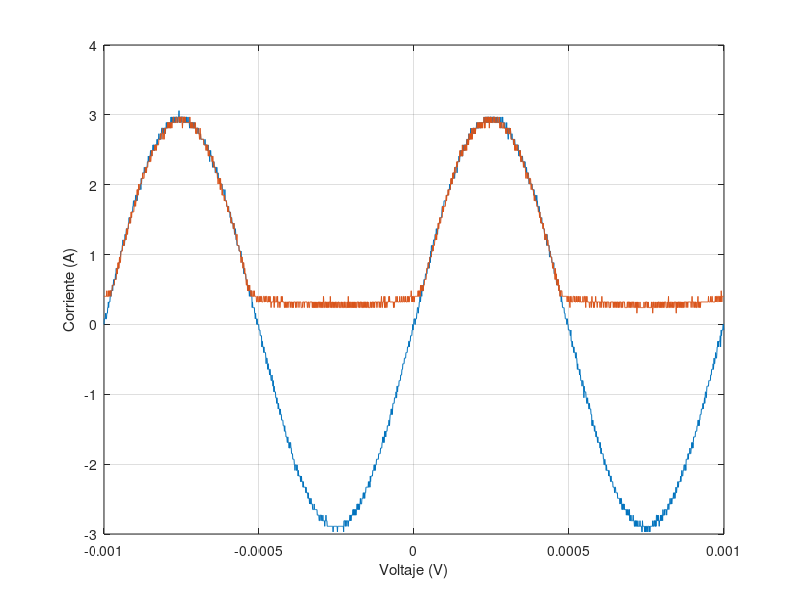

The MATLAB source for this figure:
t=[-1.00E-03
-9.99E-04
-9.98E-04
-9.97E-04
-9.96E-04
-9.95E-04
-9.94E-04
-9.93E-04
-9.92E-04
-9.91E-04
-9.90E-04
-9.89E-04
-9.88E-04
-9.87E-04
-9.86E-04
-9.85E-04
-9.84E-04
-9.83E-04
-9.82E-04
-9.81E-04
-9.80E-04
-9.79E-04
-9.78E-04
-9.77E-04
-9.76E-04
-9.75E-04
-9.74E-04
-9.73E-04
-9.72E-04
-9.71E-04
-9.70E-04
-9.69E-04
-9.68E-04
-9.67E-04
-9.66E-04
-9.65E-04
-9.64E-04
-9.63E-04
-9.62E-04
-9.61E-04
-9.60E-04
-9.59E-04
-9.58E-04
-9.57E-04
-9.56E-04
-9.55E-04
-9.54E-04
-9.53E-04
-9.52E-04
-9.51E-04
-9.50E-04
-9.49E-04
-9.48E-04
-9.47E-04
-9.46E-04
-9.45E-04
-9.44E-04
-9.43E-04
-9.42E-04
-9.41E-04
-9.40E-04
-9.39E-04
-9.38E-04
-9.37E-04
-9.36E-04
-9.35E-04
-9.34E-04
-9.33E-04
-9.32E-04
-9.31E-04
-9.30E-04
-9.29E-04
-9.28E-04
-9.27E-04
-9.26E-04
-9.25E-04
-9.24E-04
-9.23E-04
-9.22E-04
-9.21E-04
-9.20E-04
-9.19E-04
-9.18E-04
-9.17E-04
-9.16E-04
-9.15E-04
-9.14E-04
-9.13E-04
-9.12E-04
-9.11E-04
-9.10E-04
-9.09E-04
-9.08E-04
-9.07E-04
-9.06E-04
-9.05E-04
-9.04E-04
-9.03E-04
-9.02E-04
-9.01E-04
-9.00E-04
-8.99E-04
-8.98E-04
-8.97E-04
-8.96E-04
-8.95E-04
-8.94E-04
-8.93E-04
-8.92E-04
-8.91E-04
-8.90E-04
-8.89E-04
-8.88E-04
-8.87E-04
-8.86E-04
-8.85E-04
-8.84E-04
-8.83E-04
-8.82E-04
-8.81E-04
-8.80E-04
-8.79E-04
-8.78E-04
-8.77E-04
-8.76E-04
-8.75E-04
-8.74E-04
-8.73E-04
-8.72E-04
-8.71E-04
-8.70E-04
-8.69E-04
-8.68E-04
-8.67E-04
-8.66E-04
-8.65E-04
-8.64E-04
-8.63E-04
-8.62E-04
-8.61E-04
-8.60E-04
-8.59E-04
-8.58E-04
-8.57E-04
-8.56E-04
-8.55E-04
-8.54E-04
-8.53E-04
-8.52E-04
-8.51E-04
-8.50E-04
-8.49E-04
-8.48E-04
-8.47E-04
-8.46E-04
-8.45E-04
-8.44E-04
-8.43E-04
-8.42E-04
-8.41E-04
-8.40E-04
-8.39E-04
-8.38E-04
-8.37E-04
-8.36E-04
-8.35E-04
-8.34E-04
-8.33E-04
-8.32E-04
-8.31E-04
-8.30E-04
-8.29E-04
-8.28E-04
-8.27E-04
-8.26E-04
-8.25E-04
-8.24E-04
-8.23E-04
-8.22E-04
-8.21E-04
-8.20E-04
-8.19E-04
-8.18E-04
-8.17E-04
-8.16E-04
-8.15E-04
-8.14E-04
-8.13E-04
-8.12E-04
-8.11E-04
-8.10E-04
-8.09E-04
-8.08E-04
-8.07E-04
-8.06E-04
-8.05E-04
-8.04E-04
-8.03E-04
-8.02E-04
-8.01E-04
-8.00E-04
-7.99E-04
-7.98E-04
-7.97E-04
-7.96E-04
-7.95E-04
-7.94E-04
-7.93E-04
-7.92E-04
-7.91E-04
-7.90E-04
-7.89E-04
-7.88E-04
-7.87E-04
-7.86E-04
-7.85E-04
-7.84E-04
-7.83E-04
-7.82E-04
-7.81E-04
-7.80E-04
-7.79E-04
-7.78E-04
-7.77E-04
-7.76E-04
-7.75E-04
-7.74E-04
-7.73E-04
-7.72E-04
-7.71E-04
-7.70E-04
-7.69E-04
-7.68E-04
-7.67E-04
-7.66E-04
-7.65E-04
-7.64E-04
-7.63E-04
-7.62E-04
-7.61E-04
-7.60E-04
-7.59E-04
-7.58E-04
-7.57E-04
-7.56E-04
-7.55E-04
-7.54E-04
-7.53E-04
-7.52E-04
-7.51E-04
-7.50E-04
-7.49E-04
-7.48E-04
-7.47E-04
-7.46E-04
-7.45E-04
-7.44E-04
-7.43E-04
-7.42E-04
-7.41E-04
-7.40E-04
-7.39E-04
-7.38E-04
-7.37E-04
-7.36E-04
-7.35E-04
-7.34E-04
-7.33E-04
-7.32E-04
-7.31E-04
-7.30E-04
-7.29E-04
-7.28E-04
-7.27E-04
-7.26E-04
-7.25E-04
-7.24E-04
-7.23E-04
-7.22E-04
-7.21E-04
-7.20E-04
-7.19E-04
-7.18E-04
-7.17E-04
-7.16E-04
-7.15E-04
-7.14E-04
-7.13E-04
-7.12E-04
-7.11E-04
-7.10E-04
-7.09E-04
-7.08E-04
-7.07E-04
-7.06E-04
-7.05E-04
-7.04E-04
-7.03E-04
-7.02E-04
-7.01E-04
-7.00E-04
-6.99E-04
-6.98E-04
-6.97E-04
-6.96E-04
-6.95E-04
-6.94E-04
-6.93E-04
-6.92E-04
-6.91E-04
-6.90E-04
-6.89E-04
-6.88E-04
-6.87E-04
-6.86E-04
-6.85E-04
-6.84E-04
-6.83E-04
-6.82E-04
-6.81E-04
-6.80E-04
-6.79E-04
-6.78E-04
-6.77E-04
-6.76E-04
-6.75E-04
-6.74E-04
-6.73E-04
-6.72E-04
-6.71E-04
-6.70E-04
-6.69E-04
-6.68E-04
-6.67E-04
-6.66E-04
-6.65E-04
-6.64E-04
-6.63E-04
-6.62E-04
-6.61E-04
-6.60E-04
-6.59E-04
-6.58E-04
-6.57E-04
-6.56E-04
-6.55E-04
-6.54E-04
-6.53E-04
-6.52E-04
-6.51E-04
-6.50E-04
-6.49E-04
-6.48E-04
-6.47E-04
-6.46E-04
-6.45E-04
-6.44E-04
-6.43E-04
-6.42E-04
-6.41E-04
-6.40E-04
-6.39E-04
-6.38E-04
-6.37E-04
-6.36E-04
-6.35E-04
-6.34E-04
-6.33E-04
-6.32E-04
-6.31E-04
-6.30E-04
-6.29E-04
-6.28E-04
-6.27E-04
-6.26E-04
-6.25E-04
-6.24E-04
-6.23E-04
-6.22E-04
-6.21E-04
-6.20E-04
-6.19E-04
-6.18E-04
-6.17E-04
-6.16E-04
-6.15E-04
-6.14E-04
-6.13E-04
-6.12E-04
-6.11E-04
-6.10E-04
-6.09E-04
-6.08E-04
-6.07E-04
-6.06E-04
-6.05E-04
-6.04E-04
-6.03E-04
-6.02E-04
-6.01E-04
-6.00E-04
-5.99E-04
-5.98E-04
-5.97E-04
-5.96E-04
-5.95E-04
-5.94E-04
-5.93E-04
-5.92E-04
-5.91E-04
-5.90E-04
-5.89E-04
-5.88E-04
-5.87E-04
-5.86E-04
-5.85E-04
-5.84E-04
-5.83E-04
-5.82E-04
-5.81E-04
-5.80E-04
-5.79E-04
-5.78E-04
-5.77E-04
-5.76E-04
-5.75E-04
-5.74E-04
-5.73E-04
-5.72E-04
-5.71E-04
-5.70E-04
-5.69E-04
-5.68E-04
-5.67E-04
-5.66E-04
-5.65E-04
-5.64E-04
-5.63E-04
-5.62E-04
-5.61E-04
-5.60E-04
-5.59E-04
-5.58E-04
-5.57E-04
-5.56E-04
-5.55E-04
-5.54E-04
-5.53E-04
-5.52E-04
-5.51E-04
-5.50E-04
-5.49E-04
-5.48E-04
-5.47E-04
-5.46E-04
-5.45E-04
-5.44E-04
-5.43E-04
-5.42E-04
-5.41E-04
-5.40E-04
-5.39E-04
-5.38E-04
-5.37E-04
-5.36E-04
-5.35E-04
-5.34E-04
-5.33E-04
-5.32E-04
-5.31E-04
-5.30E-04
-5.29E-04
-5.28E-04
-5.27E-04
-5.26E-04
-5.25E-04
-5.24E-04
-5.23E-04
-5.22E-04
-5.21E-04
-5.20E-04
-5.19E-04
-5.18E-04
-5.17E-04
-5.16E-04
-5.15E-04
-5.14E-04
-5.13E-04
-5.12E-04
-5.11E-04
-5.10E-04
-5.09E-04
-5.08E-04
-5.07E-04
-5.06E-04
-5.05E-04
-5.04E-04
-5.03E-04
-5.02E-04
-5.01E-04
-5.00E-04
-4.99E-04
-4.98E-04
-4.97E-04
-4.96E-04
-4.95E-04
-4.94E-04
-4.93E-04
-4.92E-04
-4.91E-04
-4.90E-04
-4.89E-04
-4.88E-04
-4.87E-04
-4.86E-04
-4.85E-04
-4.84E-04
-4.83E-04
-4.82E-04
-4.81E-04
-4.80E-04
-4.79E-04
-4.78E-04
-4.77E-04
-4.76E-04
-4.75E-04
-4.74E-04
-4.73E-04
-4.72E-04
-4.71E-04
-4.70E-04
-4.69E-04
-4.68E-04
-4.67E-04
-4.66E-04
-4.65E-04
-4.64E-04
-4.63E-04
-4.62E-04
-4.61E-04
-4.60E-04
-4.59E-04
-4.58E-04
-4.57E-04
-4.56E-04
-4.55E-04
-4.54E-04
-4.53E-04
-4.52E-04
-4.51E-04
-4.50E-04
-4.49E-04
-4.48E-04
-4.47E-04
-4.46E-04
-4.45E-04
-4.44E-04
-4.43E-04
-4.42E-04
-4.41E-04
-4.40E-04
-4.39E-04
-4.38E-04
-4.37E-04
-4.36E-04
-4.35E-04
-4.34E-04
-4.33E-04
-4.32E-04
-4.31E-04
-4.30E-04
-4.29E-04
-4.28E-04
-4.27E-04
-4.26E-04
-4.25E-04
-4.24E-04
-4.23E-04
-4.22E-04
-4.21E-04
-4.20E-04
-4.19E-04
-4.18E-04
-4.17E-04
-4.16E-04
-4.15E-04
-4.14E-04
-4.13E-04
-4.12E-04
-4.11E-04
-4.10E-04
-4.09E-04
-4.08E-04
-4.07E-04
-4.06E-04
-4.05E-04
-4.04E-04
-4.03E-04
-4.02E-04
-4.01E-04
-4.00E-04
-3.99E-04
-3.98E-04
-3.97E-04
-3.96E-04
-3.95E-04
-3.94E-04
-3.93E-04
-3.92E-04
-3.91E-04
-3.90E-04
-3.89E-04
-3.88E-04
-3.87E-04
-3.86E-04
-3.85E-04
-3.84E-04
-3.83E-04
-3.82E-04
-3.81E-04
-3.80E-04
-3.79E-04
-3.78E-04
-3.77E-04
-3.76E-04
-3.75E-04
-3.74E-04
-3.73E-04
-3.72E-04
-3.71E-04
-3.70E-04
-3.69E-04
-3.68E-04
-3.67E-04
-3.66E-04
-3.65E-04
-3.64E-04
-3.63E-04
-3.62E-04
-3.61E-04
-3.60E-04
-3.59E-04
-3.58E-04
-3.57E-04
-3.56E-04
-3.55E-04
-3.54E-04
-3.53E-04
-3.52E-04
-3.51E-04
-3.50E-04
-3.49E-04
-3.48E-04
-3.47E-04
-3.46E-04
-3.45E-04
-3.44E-04
-3.43E-04
-3.42E-04
-3.41E-04
-3.40E-04
-3.39E-04
-3.38E-04
-3.37E-04
-3.36E-04
-3.35E-04
-3.34E-04
-3.33E-04
-3.32E-04
-3.31E-04
-3.30E-04
-3.29E-04
-3.28E-04
-3.27E-04
-3.26E-04
-3.25E-04
-3.24E-04
-3.23E-04
-3.22E-04
-3.21E-04
-3.20E-04
-3.19E-04
-3.18E-04
-3.17E-04
-3.16E-04
-3.15E-04
-3.14E-04
-3.13E-04
-3.12E-04
-3.11E-04
-3.10E-04
-3.09E-04
-3.08E-04
-3.07E-04
-3.06E-04
-3.05E-04
-3.04E-04
-3.03E-04
-3.02E-04
-3.01E-04
-3.00E-04
-2.99E-04
-2.98E-04
-2.97E-04
-2.96E-04
-2.95E-04
-2.94E-04
-2.93E-04
-2.92E-04
-2.91E-04
-2.90E-04
-2.89E-04
-2.88E-04
-2.87E-04
-2.86E-04
-2.85E-04
-2.84E-04
-2.83E-04
-2.82E-04
-2.81E-04
-2.80E-04
-2.79E-04
-2.78E-04
-2.77E-04
-2.76E-04
-2.75E-04
-2.74E-04
-2.73E-04
-2.72E-04
-2.71E-04
-2.70E-04
-2.69E-04
-2.68E-04
-2.67E-04
-2.66E-04
-2.65E-04
-2.64E-04
-2.63E-04
-2.62E-04
-2.61E-04
-2.60E-04
-2.59E-04
-2.58E-04
-2.57E-04
-2.56E-04
-2.55E-04
-2.54E-04
-2.53E-04
-2.52E-04
-2.51E-04
-2.50E-04
-2.49E-04
-2.48E-04
-2.47E-04
-2.46E-04
-2.45E-04
-2.44E-04
-2.43E-04
-2.42E-04
-2.41E-04
-2.40E-04
-2.39E-04
-2.38E-04
-2.37E-04
-2.36E-04
-2.35E-04
-2.34E-04
-2.33E-04
-2.32E-04
-2.31E-04
-2.30E-04
-2.29E-04
-2.28E-04
-2.27E-04
-2.26E-04
-2.25E-04
-2.24E-04
-2.23E-04
-2.22E-04
-2.21E-04
-2.20E-04
-2.19E-04
-2.18E-04
-2.17E-04
-2.16E-04
-2.15E-04
-2.14E-04
-2.13E-04
-2.12E-04
-2.11E-04
-2.10E-04
-2.09E-04
-2.08E-04
-2.07E-04
-2.06E-04
-2.05E-04
-2.04E-04
-2.03E-04
-2.02E-04
-2.01E-04
-2.00E-04
-1.99E-04
-1.98E-04
-1.97E-04
-1.96E-04
-1.95E-04
-1.94E-04
-1.93E-04
-1.92E-04
-1.91E-04
-1.90E-04
-1.89E-04
-1.88E-04
-1.87E-04
-1.86E-04
-1.85E-04
-1.84E-04
-1.83E-04
-1.82E-04
-1.81E-04
-1.80E-04
-1.79E-04
-1.78E-04
-1.77E-04
-1.76E-04
-1.75E-04
-1.74E-04
-1.73E-04
-1.72E-04
-1.71E-04
-1.70E-04
-1.69E-04
-1.68E-04
-1.67E-04
-1.66E-04
-1.65E-04
-1.64E-04
-1.63E-04
-1.62E-04
-1.61E-04
-1.60E-04
-1.59E-04
-1.58E-04
-1.57E-04
-1.56E-04
-1.55E-04
-1.54E-04
-1.53E-04
-1.52E-04
-1.51E-04
-1.50E-04
-1.49E-04
-1.48E-04
-1.47E-04
-1.46E-04
-1.45E-04
-1.44E-04
-1.43E-04
-1.42E-04
-1.41E-04
-1.40E-04
-1.39E-04
-1.38E-04
-1.37E-04
-1.36E-04
-1.35E-04
-1.34E-04
-1.33E-04
-1.32E-04
-1.31E-04
-1.30E-04
-1.29E-04
-1.28E-04
-1.27E-04
-1.26E-04
-1.25E-04
-1.24E-04
-1.23E-04
-1.22E-04
-1.21E-04
-1.20E-04
-1.19E-04
-1.18E-04
-1.17E-04
-1.16E-04
-1.15E-04
-1.14E-04
-1.13E-04
-1.12E-04
-1.11E-04
-1.10E-04
-1.09E-04
-1.08E-04
-1.07E-04
-1.06E-04
-1.05E-04
-1.04E-04
-1.03E-04
-1.02E-04
-1.01E-04
-1.00E-04
-9.90E-05
-9.80E-05
-9.70E-05
-9.60E-05
-9.50E-05
-9.40E-05
-9.30E-05
-9.20E-05
-9.10E-05
-9.00E-05
-8.90E-05
-8.80E-05
-8.70E-05
-8.60E-05
-8.50E-05
-8.40E-05
-8.30E-05
-8.20E-05
-8.10E-05
-8.00E-05
-7.90E-05
-7.80E-05
-7.70E-05
-7.60E-05
-7.50E-05
-7.40E-05
-7.30E-05
-7.20E-05
-7.10E-05
-7.00E-05
-6.90E-05
-6.80E-05
-6.70E-05
-6.60E-05
-6.50E-05
-6.40E-05
-6.30E-05
-6.20E-05
-6.10E-05
-6.00E-05
-5.90E-05
-5.80E-05
-5.70E-05
-5.60E-05
-5.50E-05
-5.40E-05
-5.30E-05
-5.20E-05
-5.10E-05
-5.00E-05
-4.90E-05
-4.80E-05
-4.70E-05
-4.60E-05
-4.50E-05
-4.40E-05
-4.30E-05
-4.20E-05
-4.10E-05
-4.00E-05
-3.90E-05
-3.80E-05
-3.70E-05
-3.60E-05
-3.50E-05
-3.40E-05
-3.30E-05
-3.20E-05
-3.10E-05
-3.00E-05
-2.90E-05
-2.80E-05
-2.70E-05
-2.60E-05
-2.50E-05
-2.40E-05
-2.30E-05
-2.20E-05
-2.10E-05
-2.00E-05
-1.90E-05
-1.80E-05
-1.70E-05
-1.60E-05
-1.50E-05
-1.40E-05
-1.30E-05
-1.20E-05
-1.10E-05
-1.00E-05
-9.00E-06
-8.00E-06
-7.00E-06
-6.00E-06
-5.00E-06
-4.00E-06
-3.00E-06
-2.00E-06
-1.00E-06
0.00E+00
1.00E-06
2.00E-06
3.00E-06
4.00E-06
5.00E-06
6.00E-06
7.00E-06
8.00E-06
9.00E-06
1.00E-05
1.10E-05
1.20E-05
1.30E-05
1.40E-05
1.50E-05
1.60E-05
1.70E-05
1.80E-05
1.90E-05
2.00E-05
2.10E-05
2.20E-05
2.30E-05
2.40E-05
2.50E-05
2.60E-05
2.70E-05
2.80E-05
2.90E-05
3.00E-05
3.10E-05
3.20E-05
3.30E-05
3.40E-05
3.50E-05
3.60E-05
3.70E-05
3.80E-05
3.90E-05
4.00E-05
4.10E-05
4.20E-05
4.30E-05
4.40E-05
4.50E-05
4.60E-05
4.70E-05
4.80E-05
4.90E-05
5.00E-05
5.10E-05
5.20E-05
5.30E-05
5.40E-05
5.50E-05
5.60E-05
5.70E-05
5.80E-05
5.90E-05
6.00E-05
6.10E-05
6.20E-05
6.30E-05
6.40E-05
6.50E-05
6.60E-05
6.70E-05
6.80E-05
6.90E-05
7.00E-05
7.10E-05
7.20E-05
7.30E-05
7.40E-05
7.50E-05
7.60E-05
7.70E-05
7.80E-05
7.90E-05
8.00E-05
8.10E-05
8.20E-05
8.30E-05
8.40E-05
8.50E-05
8.60E-05
8.70E-05
8.80E-05
8.90E-05
9.00E-05
9.10E-05
9.20E-05
9.30E-05
9.40E-05
9.50E-05
9.60E-05
9.70E-05
9.80E-05
9.90E-05
1.00E-04
1.01E-04
1.02E-04
1.03E-04
1.04E-04
1.05E-04
1.06E-04
1.07E-04
1.08E-04
1.09E-04
1.10E-04
1.11E-04
1.12E-04
1.13E-04
1.14E-04
1.15E-04
1.16E-04
1.17E-04
1.18E-04
1.19E-04
1.20E-04
1.21E-04
1.22E-04
1.23E-04
1.24E-04
1.25E-04
1.26E-04
1.27E-04
1.28E-04
1.29E-04
1.30E-04
1.31E-04
1.32E-04
1.33E-04
1.34E-04
1.35E-04
1.36E-04
1.37E-04
1.38E-04
1.39E-04
1.40E-04
1.41E-04
1.42E-04
1.43E-04
1.44E-04
1.45E-04
1.46E-04
1.47E-04
1.48E-04
1.49E-04
1.50E-04
1.51E-04
1.52E-04
1.53E-04
1.54E-04
1.55E-04
1.56E-04
1.57E-04
1.58E-04
1.59E-04
1.60E-04
1.61E-04
1.62E-04
1.63E-04
1.64E-04
1.65E-04
1.66E-04
1.67E-04
1.68E-04
1.69E-04
1.70E-04
1.71E-04
1.72E-04
1.73E-04
1.74E-04
1.75E-04
1.76E-04
1.77E-04
1.78E-04
1.79E-04
1.80E-04
1.81E-04
1.82E-04
1.83E-04
1.84E-04
1.85E-04
1.86E-04
1.87E-04
1.88E-04
1.89E-04
1.90E-04
1.91E-04
1.92E-04
1.93E-04
1.94E-04
1.95E-04
1.96E-04
1.97E-04
1.98E-04
1.99E-04
2.00E-04
2.01E-04
2.02E-04
2.03E-04
2.04E-04
2.05E-04
2.06E-04
2.07E-04
2.08E-04
2.09E-04
2.10E-04
2.11E-04
2.12E-04
2.13E-04
2.14E-04
2.15E-04
2.16E-04
2.17E-04
2.18E-04
2.19E-04
2.20E-04
2.21E-04
2.22E-04
2.23E-04
2.24E-04
2.25E-04
2.26E-04
2.27E-04
2.28E-04
2.29E-04
2.30E-04
2.31E-04
2.32E-04
2.33E-04
2.34E-04
2.35E-04
2.36E-04
2.37E-04
2.38E-04
2.39E-04
2.40E-04
2.41E-04
2.42E-04
2.43E-04
2.44E-04
2.45E-04
2.46E-04
2.47E-04
2.48E-04
2.49E-04
2.50E-04
2.51E-04
2.52E-04
2.53E-04
2.54E-04
2.55E-04
2.56E-04
2.57E-04
2.58E-04
2.59E-04
2.60E-04
2.61E-04
2.62E-04
2.63E-04
2.64E-04
2.65E-04
2.66E-04
2.67E-04
2.68E-04
2.69E-04
2.70E-04
2.71E-04
2.72E-04
2.73E-04
2.74E-04
2.75E-04
2.76E-04
2.77E-04
2.78E-04
2.79E-04
2.80E-04
2.81E-04
2.82E-04
2.83E-04
2.84E-04
2.85E-04
2.86E-04
2.87E-04
2.88E-04
2.89E-04
2.90E-04
2.91E-04
2.92E-04
2.93E-04
2.94E-04
2.95E-04
2.96E-04
2.97E-04
2.98E-04
2.99E-04
3.00E-04
3.01E-04
3.02E-04
3.03E-04
3.04E-04
3.05E-04
3.06E-04
3.07E-04
3.08E-04
3.09E-04
3.10E-04
3.11E-04
3.12E-04
3.13E-04
3.14E-04
3.15E-04
3.16E-04
3.17E-04
3.18E-04
3.19E-04
3.20E-04
3.21E-04
3.22E-04
3.23E-04
3.24E-04
3.25E-04
3.26E-04
3.27E-04
3.28E-04
3.29E-04
3.30E-04
3.31E-04
3.32E-04
3.33E-04
3.34E-04
3.35E-04
3.36E-04
3.37E-04
3.38E-04
3.39E-04
3.40E-04
3.41E-04
3.42E-04
3.43E-04
3.44E-04
3.45E-04
3.46E-04
3.47E-04
3.48E-04
3.49E-04
3.50E-04
3.51E-04
3.52E-04
3.53E-04
3.54E-04
3.55E-04
3.56E-04
3.57E-04
3.58E-04
3.59E-04
3.60E-04
3.61E-04
3.62E-04
3.63E-04
3.64E-04
3.65E-04
3.66E-04
3.67E-04
3.68E-04
3.69E-04
3.70E-04
3.71E-04
3.72E-04
3.73E-04
3.74E-04
3.75E-04
3.76E-04
3.77E-04
3.78E-04
3.79E-04
3.80E-04
3.81E-04
3.82E-04
3.83E-04
3.84E-04
3.85E-04
3.86E-04
3.87E-04
3.88E-04
3.89E-04
3.90E-04
3.91E-04
3.92E-04
3.93E-04
3.94E-04
3.95E-04
3.96E-04
3.97E-04
3.98E-04
3.99E-04
4.00E-04
4.01E-04
4.02E-04
4.03E-04
4.04E-04
4.05E-04
4.06E-04
4.07E-04
4.08E-04
4.09E-04
4.10E-04
4.11E-04
4.12E-04
4.13E-04
4.14E-04
4.15E-04
4.16E-04
4.17E-04
4.18E-04
4.19E-04
4.20E-04
4.21E-04
4.22E-04
4.23E-04
4.24E-04
4.25E-04
4.26E-04
4.27E-04
4.28E-04
4.29E-04
4.30E-04
4.31E-04
4.32E-04
4.33E-04
4.34E-04
4.35E-04
4.36E-04
4.37E-04
4.38E-04
4.39E-04
4.40E-04
4.41E-04
4.42E-04
4.43E-04
4.44E-04
4.45E-04
4.46E-04
4.47E-04
4.48E-04
4.49E-04
4.50E-04
4.51E-04
4.52E-04
4.53E-04
4.54E-04
4.55E-04
4.56E-04
4.57E-04
4.58E-04
4.59E-04
4.60E-04
4.61E-04
4.62E-04
4.63E-04
4.64E-04
4.65E-04
4.66E-04
4.67E-04
4.68E-04
4.69E-04
4.70E-04
4.71E-04
4.72E-04
4.73E-04
4.74E-04
4.75E-04
4.76E-04
4.77E-04
4.78E-04
4.79E-04
4.80E-04
4.81E-04
4.82E-04
4.83E-04
4.84E-04
4.85E-04
4.86E-04
4.87E-04
4.88E-04
4.89E-04
4.90E-04
4.91E-04
4.92E-04
4.93E-04
4.94E-04
4.95E-04
4.96E-04
4.97E-04
4.98E-04
4.99E-04
5.00E-04
5.01E-04
5.02E-04
5.03E-04
5.04E-04
5.05E-04
5.06E-04
5.07E-04
5.08E-04
5.09E-04
5.10E-04
5.11E-04
5.12E-04
5.13E-04
5.14E-04
5.15E-04
5.16E-04
5.17E-04
5.18E-04
5.19E-04
5.20E-04
5.21E-04
5.22E-04
5.23E-04
5.24E-04
5.25E-04
5.26E-04
5.27E-04
5.28E-04
5.29E-04
5.30E-04
5.31E-04
5.32E-04
5.33E-04
5.34E-04
5.35E-04
5.36E-04
5.37E-04
5.38E-04
5.39E-04
5.40E-04
5.41E-04
5.42E-04
5.43E-04
5.44E-04
5.45E-04
5.46E-04
5.47E-04
5.48E-04
5.49E-04
5.50E-04
5.51E-04
5.52E-04
5.53E-04
5.54E-04
5.55E-04
5.56E-04
5.57E-04
5.58E-04
5.59E-04
5.60E-04
5.61E-04
5.62E-04
5.63E-04
5.64E-04
5.65E-04
5.66E-04
5.67E-04
5.68E-04
5.69E-04
5.70E-04
5.71E-04
5.72E-04
5.73E-04
5.74E-04
5.75E-04
5.76E-04
5.77E-04
5.78E-04
5.79E-04
5.80E-04
5.81E-04
5.82E-04
5.83E-04
5.84E-04
5.85E-04
5.86E-04
5.87E-04
5.88E-04
5.89E-04
5.90E-04
5.91E-04
5.92E-04
5.93E-04
5.94E-04
5.95E-04
5.96E-04
5.97E-04
5.98E-04
5.99E-04
6.00E-04
6.01E-04
6.02E-04
6.03E-04
6.04E-04
6.05E-04
6.06E-04
6.07E-04
6.08E-04
6.09E-04
6.10E-04
6.11E-04
6.12E-04
6.13E-04
6.14E-04
6.15E-04
6.16E-04
6.17E-04
6.18E-04
6.19E-04
6.20E-04
6.21E-04
6.22E-04
6.23E-04
6.24E-04
6.25E-04
6.26E-04
6.27E-04
6.28E-04
6.29E-04
6.30E-04
6.31E-04
6.32E-04
6.33E-04
6.34E-04
6.35E-04
6.36E-04
6.37E-04
6.38E-04
6.39E-04
6.40E-04
6.41E-04
6.42E-04
6.43E-04
6.44E-04
6.45E-04
6.46E-04
6.47E-04
6.48E-04
6.49E-04
6.50E-04
6.51E-04
6.52E-04
6.53E-04
6.54E-04
6.55E-04
6.56E-04
6.57E-04
6.58E-04
6.59E-04
6.60E-04
6.61E-04
6.62E-04
6.63E-04
6.64E-04
6.65E-04
6.66E-04
6.67E-04
6.68E-04
6.69E-04
6.70E-04
6.71E-04
6.72E-04
6.73E-04
6.74E-04
6.75E-04
6.76E-04
6.77E-04
6.78E-04
6.79E-04
6.80E-04
6.81E-04
6.82E-04
6.83E-04
6.84E-04
6.85E-04
6.86E-04
6.87E-04
6.88E-04
6.89E-04
6.90E-04
6.91E-04
6.92E-04
6.93E-04
6.94E-04
6.95E-04
6.96E-04
6.97E-04
6.98E-04
6.99E-04
7.00E-04
7.01E-04
7.02E-04
7.03E-04
7.04E-04
7.05E-04
7.06E-04
7.07E-04
7.08E-04
7.09E-04
7.10E-04
7.11E-04
7.12E-04
7.13E-04
7.14E-04
7.15E-04
7.16E-04
7.17E-04
7.18E-04
7.19E-04
7.20E-04
7.21E-04
7.22E-04
7.23E-04
7.24E-04
7.25E-04
7.26E-04
7.27E-04
7.28E-04
7.29E-04
7.30E-04
7.31E-04
7.32E-04
7.33E-04
7.34E-04
7.35E-04
7.36E-04
7.37E-04
7.38E-04
7.39E-04
7.40E-04
7.41E-04
7.42E-04
7.43E-04
7.44E-04
7.45E-04
7.46E-04
7.47E-04
7.48E-04
7.49E-04
7.50E-04
7.51E-04
7.52E-04
7.53E-04
7.54E-04
7.55E-04
7.56E-04
7.57E-04
7.58E-04
7.59E-04
7.60E-04
7.61E-04
7.62E-04
7.63E-04
7.64E-04
7.65E-04
7.66E-04
7.67E-04
7.68E-04
7.69E-04
7.70E-04
7.71E-04
7.72E-04
7.73E-04
7.74E-04
7.75E-04
7.76E-04
7.77E-04
7.78E-04
7.79E-04
7.80E-04
7.81E-04
7.82E-04
7.83E-04
7.84E-04
7.85E-04
7.86E-04
7.87E-04
7.88E-04
7.89E-04
7.90E-04
7.91E-04
7.92E-04
7.93E-04
7.94E-04
7.95E-04
7.96E-04
7.97E-04
7.98E-04
7.99E-04
8.00E-04
8.01E-04
8.02E-04
8.03E-04
8.04E-04
8.05E-04
8.06E-04
8.07E-04
8.08E-04
8.09E-04
8.10E-04
8.11E-04
8.12E-04
8.13E-04
8.14E-04
8.15E-04
8.16E-04
8.17E-04
8.18E-04
8.19E-04
8.20E-04
8.21E-04
8.22E-04
8.23E-04
8.24E-04
8.25E-04
8.26E-04
8.27E-04
8.28E-04
8.29E-04
8.30E-04
8.31E-04
8.32E-04
8.33E-04
8.34E-04
8.35E-04
8.36E-04
8.37E-04
8.38E-04
8.39E-04
8.40E-04
8.41E-04
8.42E-04
8.43E-04
8.44E-04
8.45E-04
8.46E-04
8.47E-04
8.48E-04
8.49E-04
8.50E-04
8.51E-04
8.52E-04
8.53E-04
8.54E-04
8.55E-04
8.56E-04
8.57E-04
8.58E-04
8.59E-04
8.60E-04
8.61E-04
8.62E-04
8.63E-04
8.64E-04
8.65E-04
8.66E-04
8.67E-04
8.68E-04
8.69E-04
8.70E-04
8.71E-04
8.72E-04
8.73E-04
8.74E-04
8.75E-04
8.76E-04
8.77E-04
8.78E-04
8.79E-04
8.80E-04
8.81E-04
8.82E-04
8.83E-04
8.84E-04
8.85E-04
8.86E-04
8.87E-04
8.88E-04
8.89E-04
8.90E-04
8.91E-04
8.92E-04
8.93E-04
8.94E-04
8.95E-04
8.96E-04
8.97E-04
8.98E-04
8.99E-04
9.00E-04
9.01E-04
9.02E-04
9.03E-04
9.04E-04
9.05E-04
9.06E-04
9.07E-04
9.08E-04
9.09E-04
9.10E-04
9.11E-04
9.12E-04
9.13E-04
9.14E-04
9.15E-04
9.16E-04
9.17E-04
9.18E-04
9.19E-04
9.20E-04
9.21E-04
9.22E-04
9.23E-04
9.24E-04
9.25E-04
9.26E-04
9.27E-04
9.28E-04
9.29E-04
9.30E-04
9.31E-04
9.32E-04
9.33E-04
9.34E-04
9.35E-04
9.36E-04
9.37E-04
9.38E-04
9.39E-04
9.40E-04
9.41E-04
9.42E-04
9.43E-04
9.44E-04
9.45E-04
9.46E-04
9.47E-04
9.48E-04
9.49E-04
9.50E-04
9.51E-04
9.52E-04
9.53E-04
9.54E-04
9.55E-04
9.56E-04
9.57E-04
9.58E-04
9.59E-04
9.60E-04
9.61E-04
9.62E-04
9.63E-04
9.64E-04
9.65E-04
9.66E-04
9.67E-04
9.68E-04
9.69E-04
9.70E-04
9.71E-04
9.72E-04
9.73E-04
9.74E-04
9.75E-04
9.76E-04
9.77E-04
9.78E-04
9.79E-04
9.80E-04
9.81E-04
9.82E-04
9.83E-04
9.84E-04
9.85E-04
9.86E-04
9.87E-04
9.88E-04
9.89E-04
9.90E-04
9.91E-04
9.92E-04
9.93E-04
9.94E-04
9.95E-04
9.96E-04
9.97E-04
9.98E-04
9.99E-04];
x=[0.00E+00
8.04E-02
8.04E-02
8.04E-02
8.04E-02
1.61E-01
8.04E-02
8.04E-02
8.04E-02
1.61E-01
1.61E-01
1.61E-01
2.41E-01
2.41E-01
3.22E-01
2.41E-01
3.22E-01
3.22E-01
3.22E-01
3.22E-01
4.02E-01
4.82E-01
4.02E-01
4.02E-01
4.82E-01
4.82E-01
4.82E-01
5.63E-01
4.82E-01
5.63E-01
5.63E-01
6.43E-01
5.63E-01
5.63E-01
6.43E-01
6.43E-01
6.43E-01
7.24E-01
6.43E-01
8.04E-01
8.04E-01
7.24E-01
8.04E-01
7.24E-01
8.04E-01
8.04E-01
8.04E-01
8.04E-01
8.84E-01
8.84E-01
8.84E-01
9.65E-01
9.65E-01
9.65E-01
1.05E+00
1.05E+00
1.05E+00
1.05E+00
1.05E+00
1.13E+00
1.13E+00
1.21E+00
1.13E+00
1.13E+00
1.13E+00
1.13E+00
1.13E+00
1.21E+00
1.29E+00
1.21E+00
1.21E+00
1.29E+00
1.37E+00
1.37E+00
1.29E+00
1.37E+00
1.37E+00
1.37E+00
1.37E+00
1.45E+00
1.45E+00
1.53E+00
1.45E+00
1.53E+00
1.45E+00
1.53E+00
1.53E+00
1.53E+00
1.53E+00
1.61E+00
1.61E+00
1.61E+00
1.61E+00
1.69E+00
1.69E+00
1.77E+00
1.77E+00
1.69E+00
1.77E+00
1.77E+00
1.77E+00
1.77E+00
1.85E+00
1.85E+00
1.77E+00
1.85E+00
1.85E+00
1.77E+00
1.85E+00
1.85E+00
1.93E+00
1.93E+00
1.93E+00
1.93E+00
1.93E+00
1.93E+00
1.93E+00
2.01E+00
2.01E+00
1.93E+00
2.09E+00
2.01E+00
2.09E+00
2.09E+00
2.09E+00
2.17E+00
2.17E+00
2.17E+00
2.17E+00
2.17E+00
2.25E+00
2.17E+00
2.17E+00
2.25E+00
2.17E+00
2.25E+00
2.17E+00
2.25E+00
2.25E+00
2.25E+00
2.33E+00
2.33E+00
2.33E+00
2.41E+00
2.33E+00
2.41E+00
2.33E+00
2.41E+00
2.41E+00
2.41E+00
2.49E+00
2.41E+00
2.41E+00
2.49E+00
2.41E+00
2.49E+00
2.49E+00
2.49E+00
2.57E+00
2.49E+00
2.57E+00
2.57E+00
2.57E+00
2.49E+00
2.49E+00
2.57E+00
2.57E+00
2.57E+00
2.57E+00
2.57E+00
2.57E+00
2.65E+00
2.57E+00
2.65E+00
2.65E+00
2.65E+00
2.65E+00
2.73E+00
2.65E+00
2.65E+00
2.65E+00
2.65E+00
2.73E+00
2.65E+00
2.65E+00
2.73E+00
2.81E+00
2.81E+00
2.81E+00
2.81E+00
2.73E+00
2.81E+00
2.81E+00
2.73E+00
2.81E+00
2.81E+00
2.81E+00
2.81E+00
2.73E+00
2.81E+00
2.81E+00
2.89E+00
2.81E+00
2.89E+00
2.81E+00
2.89E+00
2.89E+00
2.89E+00
2.89E+00
2.89E+00
2.89E+00
2.89E+00
2.89E+00
2.81E+00
2.89E+00
2.89E+00
2.97E+00
2.89E+00
2.97E+00
2.89E+00
2.97E+00
2.89E+00
2.89E+00
2.97E+00
2.89E+00
2.97E+00
2.89E+00
2.89E+00
2.97E+00
2.97E+00
2.97E+00
2.89E+00
2.89E+00
2.97E+00
2.97E+00
2.97E+00
2.97E+00
2.89E+00
2.89E+00
2.97E+00
2.97E+00
2.97E+00
3.06E+00
2.89E+00
2.97E+00
2.97E+00
2.89E+00
2.97E+00
2.97E+00
2.89E+00
2.97E+00
2.97E+00
2.97E+00
2.97E+00
2.97E+00
2.97E+00
2.89E+00
2.97E+00
2.89E+00
2.97E+00
2.89E+00
2.89E+00
2.89E+00
2.97E+00
2.89E+00
2.97E+00
2.97E+00
2.89E+00
2.97E+00
2.89E+00
2.89E+00
2.89E+00
2.89E+00
2.89E+00
2.97E+00
2.89E+00
2.81E+00
2.89E+00
2.89E+00
2.89E+00
2.89E+00
2.89E+00
2.89E+00
2.81E+00
2.89E+00
2.89E+00
2.89E+00
2.81E+00
2.89E+00
2.89E+00
2.81E+00
2.81E+00
2.89E+00
2.81E+00
2.81E+00
2.81E+00
2.81E+00
2.81E+00
2.81E+00
2.81E+00
2.81E+00
2.81E+00
2.81E+00
2.73E+00
2.81E+00
2.81E+00
2.73E+00
2.73E+00
2.73E+00
2.73E+00
2.73E+00
2.73E+00
2.65E+00
2.65E+00
2.65E+00
2.65E+00
2.65E+00
2.65E+00
2.65E+00
2.65E+00
2.65E+00
2.65E+00
2.65E+00
2.57E+00
2.57E+00
2.57E+00
2.65E+00
2.57E+00
2.57E+00
2.57E+00
2.57E+00
2.57E+00
2.49E+00
2.49E+00
2.49E+00
2.49E+00
2.57E+00
2.49E+00
2.49E+00
2.49E+00
2.41E+00
2.33E+00
2.49E+00
2.41E+00
2.49E+00
2.41E+00
2.41E+00
2.41E+00
2.41E+00
2.41E+00
2.25E+00
2.33E+00
2.25E+00
2.33E+00
2.33E+00
2.33E+00
2.25E+00
2.25E+00
2.25E+00
2.17E+00
2.25E+00
2.25E+00
2.25E+00
2.17E+00
2.25E+00
2.17E+00
2.17E+00
2.09E+00
2.17E+00
2.09E+00
2.09E+00
2.09E+00
2.09E+00
2.01E+00
2.09E+00
2.01E+00
2.01E+00
2.01E+00
2.01E+00
2.01E+00
2.01E+00
2.01E+00
1.93E+00
1.93E+00
1.93E+00
1.93E+00
1.93E+00
1.85E+00
1.85E+00
1.77E+00
1.93E+00
1.77E+00
1.77E+00
1.77E+00
1.77E+00
1.77E+00
1.69E+00
1.69E+00
1.69E+00
1.69E+00
1.69E+00
1.61E+00
1.69E+00
1.61E+00
1.61E+00
1.61E+00
1.61E+00
1.53E+00
1.61E+00
1.53E+00
1.45E+00
1.53E+00
1.53E+00
1.45E+00
1.45E+00
1.45E+00
1.45E+00
1.37E+00
1.37E+00
1.45E+00
1.37E+00
1.29E+00
1.37E+00
1.29E+00
1.37E+00
1.29E+00
1.21E+00
1.21E+00
1.21E+00
1.13E+00
1.13E+00
1.13E+00
1.13E+00
1.13E+00
1.13E+00
1.13E+00
1.05E+00
1.05E+00
1.05E+00
1.05E+00
1.05E+00
9.65E-01
1.05E+00
9.65E-01
9.65E-01
8.84E-01
8.84E-01
8.84E-01
8.84E-01
8.84E-01
8.04E-01
7.24E-01
8.04E-01
7.24E-01
7.24E-01
7.24E-01
7.24E-01
7.24E-01
6.43E-01
6.43E-01
6.43E-01
5.63E-01
5.63E-01
5.63E-01
5.63E-01
5.63E-01
4.82E-01
5.63E-01
4.82E-01
4.02E-01
4.82E-01
4.82E-01
4.82E-01
4.02E-01
4.82E-01
4.82E-01
4.02E-01
4.02E-01
2.41E-01
3.22E-01
2.41E-01
2.41E-01
2.41E-01
2.41E-01
2.41E-01
2.41E-01
1.61E-01
1.61E-01
8.04E-02
1.61E-01
8.04E-02
8.04E-02
8.04E-02
0.00E+00
8.04E-02
0.00E+00
0.00E+00
0.00E+00
0.00E+00
0.00E+00
-8.04E-02
-8.04E-02
-8.04E-02
-8.04E-02
-1.61E-01
-1.61E-01
-1.61E-01
-1.61E-01
-1.61E-01
-3.22E-01
-2.41E-01
-2.41E-01
-3.22E-01
-3.22E-01
-3.22E-01
-4.02E-01
-3.22E-01
-4.02E-01
-4.02E-01
-4.02E-01
-4.02E-01
-4.02E-01
-4.82E-01
-5.63E-01
-4.82E-01
-4.82E-01
-4.82E-01
-5.63E-01
-6.43E-01
-5.63E-01
-5.63E-01
-6.43E-01
-6.43E-01
-6.43E-01
-7.24E-01
-6.43E-01
-6.43E-01
-7.24E-01
-7.24E-01
-8.04E-01
-8.04E-01
-8.04E-01
-7.24E-01
-8.04E-01
-8.04E-01
-8.84E-01
-8.04E-01
-8.84E-01
-9.65E-01
-8.84E-01
-9.65E-01
-9.65E-01
-9.65E-01
-9.65E-01
-1.05E+00
-1.05E+00
-1.05E+00
-1.13E+00
-1.05E+00
-1.13E+00
-1.13E+00
-1.13E+00
-1.21E+00
-1.13E+00
-1.21E+00
-1.21E+00
-1.21E+00
-1.29E+00
-1.29E+00
-1.21E+00
-1.29E+00
-1.29E+00
-1.29E+00
-1.37E+00
-1.37E+00
-1.37E+00
-1.37E+00
-1.37E+00
-1.45E+00
-1.45E+00
-1.45E+00
-1.45E+00
-1.53E+00
-1.45E+00
-1.53E+00
-1.53E+00
-1.53E+00
-1.61E+00
-1.61E+00
-1.61E+00
-1.61E+00
-1.69E+00
-1.69E+00
-1.61E+00
-1.69E+00
-1.69E+00
-1.69E+00
-1.77E+00
-1.69E+00
-1.77E+00
-1.77E+00
-1.69E+00
-1.69E+00
-1.77E+00
-1.77E+00
-1.85E+00
-1.85E+00
-1.85E+00
-1.85E+00
-1.93E+00
-1.93E+00
-1.93E+00
-1.93E+00
-1.93E+00
-2.01E+00
-2.01E+00
-2.09E+00
-2.01E+00
-2.01E+00
-2.01E+00
-2.01E+00
-2.09E+00
-2.09E+00
-2.01E+00
-2.09E+00
-2.09E+00
-2.17E+00
-2.09E+00
-2.17E+00
-2.17E+00
-2.17E+00
-2.17E+00
-2.17E+00
-2.17E+00
-2.25E+00
-2.17E+00
-2.25E+00
-2.17E+00
-2.25E+00
-2.25E+00
-2.25E+00
-2.25E+00
-2.33E+00
-2.25E+00
-2.33E+00
-2.33E+00
-2.33E+00
-2.33E+00
-2.33E+00
-2.33E+00
-2.33E+00
-2.41E+00
-2.33E+00
-2.41E+00
-2.41E+00
-2.41E+00
-2.41E+00
-2.41E+00
-2.49E+00
-2.41E+00
-2.49E+00
-2.49E+00
-2.49E+00
-2.57E+00
-2.49E+00
-2.49E+00
-2.57E+00
-2.57E+00
-2.49E+00
-2.57E+00
-2.57E+00
-2.57E+00
-2.57E+00
-2.65E+00
-2.65E+00
-2.65E+00
-2.65E+00
-2.65E+00
-2.57E+00
-2.65E+00
-2.65E+00
-2.65E+00
-2.65E+00
-2.65E+00
-2.65E+00
-2.65E+00
-2.65E+00
-2.65E+00
-2.73E+00
-2.73E+00
-2.73E+00
-2.73E+00
-2.73E+00
-2.73E+00
-2.81E+00
-2.81E+00
-2.73E+00
-2.73E+00
-2.73E+00
-2.73E+00
-2.81E+00
-2.73E+00
-2.73E+00
-2.81E+00
-2.81E+00
-2.81E+00
-2.73E+00
-2.81E+00
-2.81E+00
-2.81E+00
-2.81E+00
-2.81E+00
-2.89E+00
-2.81E+00
-2.81E+00
-2.81E+00
-2.73E+00
-2.81E+00
-2.81E+00
-2.81E+00
-2.89E+00
-2.89E+00
-2.89E+00
-2.89E+00
-2.89E+00
-2.89E+00
-2.89E+00
-2.89E+00
-2.89E+00
-2.89E+00
-2.89E+00
-2.89E+00
-2.89E+00
-2.89E+00
-2.89E+00
-2.89E+00
-2.89E+00
-2.89E+00
-2.89E+00
-2.97E+00
-2.89E+00
-2.89E+00
-2.89E+00
-2.89E+00
-2.89E+00
-2.89E+00
-2.89E+00
-2.89E+00
-2.89E+00
-2.89E+00
-2.89E+00
-2.89E+00
-2.89E+00
-2.97E+00
-2.89E+00
-2.89E+00
-2.89E+00
-2.89E+00
-2.89E+00
-2.89E+00
-2.89E+00
-2.89E+00
-2.89E+00
-2.89E+00
-2.89E+00
-2.89E+00
-2.89E+00
-2.89E+00
-2.89E+00
-2.89E+00
-2.89E+00
-2.89E+00
-2.89E+00
-2.97E+00
-2.81E+00
-2.81E+00
-2.81E+00
-2.81E+00
-2.89E+00
-2.81E+00
-2.81E+00
-2.89E+00
-2.81E+00
-2.81E+00
-2.81E+00
-2.81E+00
-2.81E+00
-2.89E+00
-2.89E+00
-2.81E+00
-2.81E+00
-2.81E+00
-2.81E+00
-2.73E+00
-2.73E+00
-2.81E+00
-2.73E+00
-2.81E+00
-2.73E+00
-2.73E+00
-2.73E+00
-2.73E+00
-2.73E+00
-2.65E+00
-2.73E+00
-2.65E+00
-2.73E+00
-2.65E+00
-2.73E+00
-2.65E+00
-2.65E+00
-2.73E+00
-2.65E+00
-2.73E+00
-2.65E+00
-2.65E+00
-2.57E+00
-2.57E+00
-2.65E+00
-2.57E+00
-2.57E+00
-2.65E+00
-2.57E+00
-2.65E+00
-2.65E+00
-2.57E+00
-2.57E+00
-2.49E+00
-2.57E+00
-2.57E+00
-2.57E+00
-2.57E+00
-2.49E+00
-2.49E+00
-2.49E+00
-2.49E+00
-2.41E+00
-2.41E+00
-2.49E+00
-2.41E+00
-2.41E+00
-2.49E+00
-2.41E+00
-2.41E+00
-2.41E+00
-2.33E+00
-2.33E+00
-2.33E+00
-2.33E+00
-2.33E+00
-2.33E+00
-2.33E+00
-2.33E+00
-2.25E+00
-2.33E+00
-2.33E+00
-2.25E+00
-2.25E+00
-2.33E+00
-2.17E+00
-2.25E+00
-2.17E+00
-2.17E+00
-2.17E+00
-2.17E+00
-2.17E+00
-2.17E+00
-2.09E+00
-2.09E+00
-2.09E+00
-2.09E+00
-2.01E+00
-2.01E+00
-2.09E+00
-2.01E+00
-2.09E+00
-2.01E+00
-2.01E+00
-2.01E+00
-1.93E+00
-1.93E+00
-1.93E+00
-1.93E+00
-1.93E+00
-1.93E+00
-1.93E+00
-1.85E+00
-1.85E+00
-1.85E+00
-1.85E+00
-1.85E+00
-1.85E+00
-1.77E+00
-1.77E+00
-1.77E+00
-1.77E+00
-1.77E+00
-1.69E+00
-1.69E+00
-1.61E+00
-1.69E+00
-1.69E+00
-1.61E+00
-1.69E+00
-1.69E+00
-1.53E+00
-1.53E+00
-1.61E+00
-1.53E+00
-1.61E+00
-1.53E+00
-1.53E+00
-1.53E+00
-1.53E+00
-1.45E+00
-1.45E+00
-1.45E+00
-1.45E+00
-1.45E+00
-1.37E+00
-1.37E+00
-1.45E+00
-1.37E+00
-1.29E+00
-1.29E+00
-1.29E+00
-1.21E+00
-1.21E+00
-1.29E+00
-1.21E+00
-1.29E+00
-1.21E+00
-1.13E+00
-1.13E+00
-1.13E+00
-1.13E+00
-1.13E+00
-1.05E+00
-1.05E+00
-1.05E+00
-1.05E+00
-1.05E+00
-9.65E-01
-1.05E+00
-1.05E+00
-8.84E-01
-8.84E-01
-9.65E-01
-8.84E-01
-8.84E-01
-8.84E-01
-8.84E-01
-8.04E-01
-8.04E-01
-8.04E-01
-8.04E-01
-8.04E-01
-7.24E-01
-7.24E-01
-7.24E-01
-7.24E-01
-6.43E-01
-6.43E-01
-6.43E-01
-5.63E-01
-5.63E-01
-5.63E-01
-5.63E-01
-5.63E-01
-4.82E-01
-4.82E-01
-4.82E-01
-4.82E-01
-4.82E-01
-4.02E-01
-4.02E-01
-4.02E-01
-4.02E-01
-4.02E-01
-3.22E-01
-3.22E-01
-3.22E-01
-3.22E-01
-2.41E-01
-2.41E-01
-3.22E-01
-2.41E-01
-2.41E-01
-2.41E-01
-1.61E-01
-1.61E-01
-1.61E-01
-1.61E-01
-1.61E-01
-8.04E-02
-8.04E-02
0.00E+00
-8.04E-02
0.00E+00
0.00E+00
8.04E-02
8.04E-02
8.04E-02
0.00E+00
0.00E+00
8.04E-02
8.04E-02
8.04E-02
8.04E-02
1.61E-01
1.61E-01
2.41E-01
2.41E-01
2.41E-01
1.61E-01
2.41E-01
2.41E-01
3.22E-01
3.22E-01
4.02E-01
4.02E-01
3.22E-01
4.02E-01
4.82E-01
4.82E-01
4.02E-01
5.63E-01
4.82E-01
4.82E-01
4.82E-01
4.82E-01
5.63E-01
6.43E-01
6.43E-01
6.43E-01
6.43E-01
6.43E-01
7.24E-01
7.24E-01
7.24E-01
7.24E-01
7.24E-01
7.24E-01
8.04E-01
8.04E-01
8.04E-01
8.84E-01
8.84E-01
8.84E-01
8.04E-01
8.84E-01
9.65E-01
9.65E-01
8.84E-01
1.05E+00
9.65E-01
1.13E+00
1.13E+00
1.05E+00
1.05E+00
1.13E+00
1.13E+00
1.13E+00
1.21E+00
1.21E+00
1.21E+00
1.21E+00
1.21E+00
1.29E+00
1.29E+00
1.29E+00
1.29E+00
1.37E+00
1.29E+00
1.37E+00
1.37E+00
1.29E+00
1.37E+00
1.37E+00
1.45E+00
1.45E+00
1.45E+00
1.45E+00
1.45E+00
1.53E+00
1.53E+00
1.53E+00
1.53E+00
1.53E+00
1.53E+00
1.61E+00
1.69E+00
1.69E+00
1.69E+00
1.69E+00
1.69E+00
1.69E+00
1.77E+00
1.77E+00
1.77E+00
1.77E+00
1.77E+00
1.77E+00
1.77E+00
1.77E+00
1.85E+00
1.85E+00
1.85E+00
1.85E+00
1.85E+00
1.85E+00
1.93E+00
1.93E+00
1.93E+00
1.93E+00
2.01E+00
1.93E+00
1.93E+00
2.01E+00
2.01E+00
2.01E+00
2.09E+00
2.01E+00
2.09E+00
2.09E+00
2.09E+00
2.09E+00
2.17E+00
2.17E+00
2.17E+00
2.17E+00
2.09E+00
2.17E+00
2.25E+00
2.25E+00
2.25E+00
2.25E+00
2.25E+00
2.25E+00
2.17E+00
2.25E+00
2.33E+00
2.33E+00
2.33E+00
2.33E+00
2.41E+00
2.33E+00
2.33E+00
2.41E+00
2.41E+00
2.49E+00
2.41E+00
2.49E+00
2.49E+00
2.49E+00
2.41E+00
2.41E+00
2.41E+00
2.57E+00
2.49E+00
2.49E+00
2.57E+00
2.49E+00
2.57E+00
2.57E+00
2.49E+00
2.57E+00
2.57E+00
2.57E+00
2.57E+00
2.65E+00
2.65E+00
2.65E+00
2.57E+00
2.65E+00
2.57E+00
2.65E+00
2.73E+00
2.65E+00
2.65E+00
2.65E+00
2.65E+00
2.73E+00
2.81E+00
2.73E+00
2.73E+00
2.81E+00
2.73E+00
2.73E+00
2.73E+00
2.81E+00
2.81E+00
2.81E+00
2.73E+00
2.81E+00
2.73E+00
2.81E+00
2.81E+00
2.73E+00
2.81E+00
2.81E+00
2.81E+00
2.89E+00
2.81E+00
2.89E+00
2.81E+00
2.81E+00
2.81E+00
2.81E+00
2.89E+00
2.81E+00
2.89E+00
2.89E+00
2.81E+00
2.81E+00
2.89E+00
2.89E+00
2.89E+00
2.89E+00
2.89E+00
2.89E+00
2.89E+00
2.89E+00
2.89E+00
2.89E+00
2.89E+00
2.97E+00
2.89E+00
2.89E+00
2.97E+00
2.89E+00
2.97E+00
2.97E+00
2.89E+00
2.97E+00
2.89E+00
2.97E+00
2.97E+00
2.89E+00
2.97E+00
2.89E+00
2.97E+00
2.97E+00
2.89E+00
2.89E+00
2.97E+00
2.97E+00
2.97E+00
2.97E+00
2.89E+00
2.97E+00
2.89E+00
2.97E+00
2.97E+00
2.89E+00
2.89E+00
2.97E+00
2.97E+00
2.97E+00
2.97E+00
2.89E+00
2.89E+00
2.89E+00
2.89E+00
2.97E+00
2.89E+00
2.89E+00
2.97E+00
2.89E+00
2.89E+00
2.89E+00
2.97E+00
2.89E+00
2.89E+00
2.89E+00
2.89E+00
2.89E+00
2.89E+00
2.97E+00
2.89E+00
2.89E+00
2.81E+00
2.89E+00
2.89E+00
2.97E+00
2.89E+00
2.97E+00
2.89E+00
2.89E+00
2.89E+00
2.89E+00
2.81E+00
2.81E+00
2.89E+00
2.81E+00
2.81E+00
2.81E+00
2.81E+00
2.81E+00
2.89E+00
2.73E+00
2.73E+00
2.81E+00
2.73E+00
2.65E+00
2.81E+00
2.81E+00
2.81E+00
2.81E+00
2.73E+00
2.73E+00
2.81E+00
2.73E+00
2.73E+00
2.65E+00
2.65E+00
2.73E+00
2.65E+00
2.65E+00
2.65E+00
2.65E+00
2.57E+00
2.65E+00
2.57E+00
2.65E+00
2.65E+00
2.57E+00
2.57E+00
2.57E+00
2.57E+00
2.57E+00
2.57E+00
2.57E+00
2.57E+00
2.49E+00
2.57E+00
2.57E+00
2.49E+00
2.41E+00
2.49E+00
2.41E+00
2.41E+00
2.49E+00
2.49E+00
2.41E+00
2.41E+00
2.33E+00
2.41E+00
2.33E+00
2.41E+00
2.41E+00
2.33E+00
2.33E+00
2.33E+00
2.25E+00
2.33E+00
2.33E+00
2.25E+00
2.33E+00
2.25E+00
2.25E+00
2.25E+00
2.17E+00
2.25E+00
2.17E+00
2.17E+00
2.17E+00
2.09E+00
2.17E+00
2.17E+00
2.09E+00
2.01E+00
2.01E+00
2.09E+00
2.09E+00
2.01E+00
2.01E+00
2.01E+00
2.01E+00
2.01E+00
2.01E+00
2.01E+00
1.93E+00
1.93E+00
1.93E+00
1.93E+00
1.85E+00
1.93E+00
1.85E+00
1.85E+00
1.77E+00
1.77E+00
1.85E+00
1.85E+00
1.77E+00
1.77E+00
1.85E+00
1.77E+00
1.77E+00
1.69E+00
1.69E+00
1.69E+00
1.61E+00
1.69E+00
1.69E+00
1.61E+00
1.61E+00
1.53E+00
1.53E+00
1.53E+00
1.45E+00
1.45E+00
1.53E+00
1.45E+00
1.45E+00
1.45E+00
1.45E+00
1.37E+00
1.37E+00
1.37E+00
1.37E+00
1.29E+00
1.29E+00
1.21E+00
1.29E+00
1.29E+00
1.29E+00
1.29E+00
1.13E+00
1.29E+00
1.21E+00
1.21E+00
1.13E+00
1.13E+00
1.13E+00
1.13E+00
1.13E+00
9.65E-01
9.65E-01
1.05E+00
1.05E+00
9.65E-01
9.65E-01
9.65E-01
9.65E-01
8.84E-01
8.84E-01
8.84E-01
8.84E-01
8.84E-01
8.04E-01
8.84E-01
7.24E-01
7.24E-01
7.24E-01
7.24E-01
7.24E-01
7.24E-01
7.24E-01
6.43E-01
5.63E-01
6.43E-01
5.63E-01
5.63E-01
6.43E-01
5.63E-01
5.63E-01
5.63E-01
4.82E-01
4.82E-01
4.82E-01
4.82E-01
4.02E-01
4.82E-01
4.02E-01
3.22E-01
4.02E-01
3.22E-01
3.22E-01
2.41E-01
2.41E-01
2.41E-01
2.41E-01
2.41E-01
2.41E-01
1.61E-01
1.61E-01
1.61E-01
8.04E-02
8.04E-02
8.04E-02
8.04E-02
8.04E-02
0.00E+00
8.04E-02
8.04E-02
0.00E+00
0.00E+00
-8.04E-02
-8.04E-02
-8.04E-02
-8.04E-02
-8.04E-02
-8.04E-02
-1.61E-01
-1.61E-01
-8.04E-02
-2.41E-01
-2.41E-01
-2.41E-01
-3.22E-01
-2.41E-01
-3.22E-01
-3.22E-01
-3.22E-01
-4.02E-01
-3.22E-01
-4.02E-01
-4.02E-01
-4.02E-01
-4.02E-01
-4.82E-01
-4.82E-01
-4.02E-01
-4.82E-01
-4.82E-01
-5.63E-01
-6.43E-01
-5.63E-01
-6.43E-01
-6.43E-01
-6.43E-01
-6.43E-01
-6.43E-01
-7.24E-01
-6.43E-01
-7.24E-01
-7.24E-01
-8.04E-01
-8.04E-01
-8.04E-01
-8.04E-01
-8.84E-01
-8.04E-01
-8.04E-01
-8.04E-01
-8.84E-01
-8.84E-01
-1.05E+00
-8.84E-01
-9.65E-01
-9.65E-01
-9.65E-01
-9.65E-01
-9.65E-01
-1.05E+00
-1.05E+00
-1.13E+00
-1.13E+00
-1.13E+00
-1.05E+00
-1.13E+00
-1.13E+00
-1.13E+00
-1.21E+00
-1.21E+00
-1.13E+00
-1.21E+00
-1.21E+00
-1.21E+00
-1.21E+00
-1.29E+00
-1.29E+00
-1.29E+00
-1.45E+00
-1.37E+00
-1.45E+00
-1.37E+00
-1.45E+00
-1.45E+00
-1.45E+00
-1.45E+00
-1.53E+00
-1.45E+00
-1.53E+00
-1.53E+00
-1.53E+00
-1.61E+00
-1.53E+00
-1.61E+00
-1.61E+00
-1.61E+00
-1.69E+00
-1.61E+00
-1.69E+00
-1.69E+00
-1.69E+00
-1.69E+00
-1.69E+00
-1.69E+00
-1.77E+00
-1.69E+00
-1.77E+00
-1.85E+00
-1.77E+00
-1.85E+00
-1.85E+00
-1.85E+00
-1.85E+00
-1.85E+00
-1.85E+00
-1.93E+00
-1.93E+00
-2.01E+00
-2.01E+00
-1.93E+00
-1.93E+00
-2.01E+00
-2.01E+00
-2.01E+00
-2.09E+00
-2.01E+00
-2.09E+00
-2.09E+00
-2.09E+00
-2.09E+00
-2.09E+00
-2.09E+00
-2.17E+00
-2.09E+00
-2.17E+00
-2.17E+00
-2.17E+00
-2.17E+00
-2.25E+00
-2.17E+00
-2.17E+00
-2.25E+00
-2.25E+00
-2.25E+00
-2.25E+00
-2.25E+00
-2.33E+00
-2.33E+00
-2.33E+00
-2.33E+00
-2.33E+00
-2.41E+00
-2.33E+00
-2.33E+00
-2.33E+00
-2.41E+00
-2.41E+00
-2.41E+00
-2.41E+00
-2.41E+00
-2.41E+00
-2.49E+00
-2.49E+00
-2.49E+00
-2.49E+00
-2.49E+00
-2.49E+00
-2.49E+00
-2.57E+00
-2.57E+00
-2.49E+00
-2.57E+00
-2.49E+00
-2.49E+00
-2.57E+00
-2.65E+00
-2.57E+00
-2.65E+00
-2.65E+00
-2.57E+00
-2.57E+00
-2.65E+00
-2.57E+00
-2.65E+00
-2.65E+00
-2.65E+00
-2.65E+00
-2.65E+00
-2.65E+00
-2.73E+00
-2.65E+00
-2.65E+00
-2.73E+00
-2.65E+00
-2.73E+00
-2.73E+00
-2.73E+00
-2.65E+00
-2.73E+00
-2.65E+00
-2.81E+00
-2.73E+00
-2.81E+00
-2.81E+00
-2.73E+00
-2.81E+00
-2.81E+00
-2.81E+00
-2.81E+00
-2.81E+00
-2.81E+00
-2.73E+00
-2.81E+00
-2.81E+00
-2.81E+00
-2.89E+00
-2.89E+00
-2.81E+00
-2.89E+00
-2.81E+00
-2.81E+00
-2.89E+00
-2.81E+00
-2.89E+00
-2.89E+00
-2.89E+00
-2.81E+00
-2.89E+00
-2.89E+00
-2.89E+00
-2.89E+00
-2.89E+00
-2.89E+00
-2.81E+00
-2.89E+00
-2.89E+00
-2.89E+00
-2.89E+00
-2.89E+00
-2.97E+00
-2.97E+00
-2.81E+00
-2.89E+00
-2.89E+00
-2.89E+00
-2.89E+00
-2.89E+00
-2.89E+00
-2.97E+00
-2.89E+00
-2.89E+00
-2.97E+00
-2.89E+00
-2.97E+00
-2.89E+00
-2.89E+00
-2.89E+00
-2.89E+00
-2.97E+00
-2.89E+00
-2.89E+00
-2.89E+00
-2.89E+00
-2.97E+00
-2.89E+00
-2.97E+00
-2.89E+00
-2.89E+00
-2.89E+00
-2.89E+00
-2.89E+00
-2.89E+00
-2.89E+00
-2.89E+00
-2.81E+00
-2.89E+00
-2.89E+00
-2.89E+00
-2.81E+00
-2.81E+00
-2.81E+00
-2.89E+00
-2.81E+00
-2.89E+00
-2.81E+00
-2.89E+00
-2.73E+00
-2.73E+00
-2.81E+00
-2.81E+00
-2.73E+00
-2.81E+00
-2.73E+00
-2.81E+00
-2.81E+00
-2.89E+00
-2.81E+00
-2.81E+00
-2.81E+00
-2.73E+00
-2.81E+00
-2.73E+00
-2.81E+00
-2.73E+00
-2.73E+00
-2.73E+00
-2.81E+00
-2.65E+00
-2.73E+00
-2.73E+00
-2.73E+00
-2.73E+00
-2.65E+00
-2.73E+00
-2.65E+00
-2.65E+00
-2.65E+00
-2.65E+00
-2.65E+00
-2.73E+00
-2.65E+00
-2.65E+00
-2.65E+00
-2.57E+00
-2.57E+00
-2.57E+00
-2.65E+00
-2.57E+00
-2.57E+00
-2.57E+00
-2.49E+00
-2.57E+00
-2.57E+00
-2.57E+00
-2.49E+00
-2.57E+00
-2.57E+00
-2.49E+00
-2.49E+00
-2.49E+00
-2.49E+00
-2.41E+00
-2.49E+00
-2.49E+00
-2.41E+00
-2.41E+00
-2.49E+00
-2.41E+00
-2.41E+00
-2.33E+00
-2.41E+00
-2.41E+00
-2.33E+00
-2.33E+00
-2.33E+00
-2.25E+00
-2.33E+00
-2.33E+00
-2.25E+00
-2.25E+00
-2.25E+00
-2.25E+00
-2.25E+00
-2.25E+00
-2.17E+00
-2.25E+00
-2.17E+00
-2.17E+00
-2.09E+00
-2.17E+00
-2.17E+00
-2.17E+00
-2.09E+00
-2.09E+00
-2.09E+00
-2.01E+00
-2.01E+00
-2.01E+00
-2.09E+00
-2.01E+00
-2.01E+00
-2.09E+00
-1.93E+00
-1.93E+00
-1.93E+00
-1.93E+00
-1.93E+00
-1.93E+00
-1.85E+00
-1.93E+00
-1.85E+00
-1.85E+00
-1.85E+00
-1.85E+00
-1.77E+00
-1.85E+00
-1.85E+00
-1.85E+00
-1.77E+00
-1.77E+00
-1.69E+00
-1.77E+00
-1.77E+00
-1.69E+00
-1.77E+00
-1.69E+00
-1.61E+00
-1.61E+00
-1.61E+00
-1.61E+00
-1.61E+00
-1.61E+00
-1.53E+00
-1.53E+00
-1.53E+00
-1.53E+00
-1.53E+00
-1.45E+00
-1.45E+00
-1.45E+00
-1.37E+00
-1.37E+00
-1.45E+00
-1.37E+00
-1.45E+00
-1.37E+00
-1.37E+00
-1.29E+00
-1.29E+00
-1.29E+00
-1.29E+00
-1.21E+00
-1.21E+00
-1.21E+00
-1.21E+00
-1.21E+00
-1.13E+00
-1.21E+00
-1.13E+00
-1.13E+00
-1.13E+00
-1.05E+00
-1.13E+00
-1.05E+00
-9.65E-01
-9.65E-01
-1.05E+00
-1.05E+00
-9.65E-01
-8.84E-01
-8.84E-01
-8.84E-01
-8.84E-01
-8.84E-01
-8.84E-01
-8.04E-01
-8.04E-01
-8.04E-01
-8.04E-01
-8.04E-01
-8.04E-01
-7.24E-01
-7.24E-01
-7.24E-01
-6.43E-01
-6.43E-01
-6.43E-01
-6.43E-01
-6.43E-01
-5.63E-01
-6.43E-01
-5.63E-01
-4.82E-01
-5.63E-01
-5.63E-01
-4.82E-01
-4.82E-01
-4.02E-01
-4.82E-01
-4.82E-01
-4.82E-01
-4.02E-01
-3.22E-01
-3.22E-01
-2.41E-01
-3.22E-01
-2.41E-01
-3.22E-01
-2.41E-01
-2.41E-01
-2.41E-01
-2.41E-01
-1.61E-01
-3.22E-01
-1.61E-01
-8.04E-02
-1.61E-01
-8.04E-02
-8.04E-02
-8.04E-02
-8.04E-02
0.00E+00
0.00E+00
-8.04E-02];
y=[4.02E-01
4.02E-01
4.02E-01
4.02E-01
4.02E-01
4.02E-01
4.02E-01
4.02E-01
4.02E-01
4.82E-01
4.02E-01
4.02E-01
4.02E-01
4.02E-01
4.82E-01
4.02E-01
4.82E-01
4.02E-01
4.82E-01
4.82E-01
4.82E-01
4.82E-01
4.02E-01
4.82E-01
4.82E-01
4.82E-01
4.82E-01
5.63E-01
5.63E-01
5.63E-01
5.63E-01
5.63E-01
5.63E-01
5.63E-01
6.43E-01
6.43E-01
6.43E-01
6.43E-01
6.43E-01
6.43E-01
7.24E-01
8.04E-01
7.24E-01
7.24E-01
8.04E-01
8.84E-01
8.04E-01
8.84E-01
8.04E-01
8.84E-01
9.65E-01
8.84E-01
8.84E-01
8.84E-01
9.65E-01
1.05E+00
1.05E+00
1.05E+00
1.05E+00
1.05E+00
1.13E+00
1.13E+00
1.13E+00
1.13E+00
1.21E+00
1.13E+00
1.21E+00
1.21E+00
1.21E+00
1.21E+00
1.29E+00
1.21E+00
1.29E+00
1.37E+00
1.29E+00
1.37E+00
1.29E+00
1.37E+00
1.37E+00
1.45E+00
1.45E+00
1.45E+00
1.45E+00
1.53E+00
1.45E+00
1.45E+00
1.45E+00
1.61E+00
1.61E+00
1.53E+00
1.61E+00
1.61E+00
1.61E+00
1.61E+00
1.61E+00
1.61E+00
1.61E+00
1.69E+00
1.69E+00
1.77E+00
1.77E+00
1.77E+00
1.69E+00
1.77E+00
1.77E+00
1.77E+00
1.85E+00
1.93E+00
1.85E+00
1.93E+00
1.85E+00
1.93E+00
2.01E+00
1.93E+00
1.93E+00
1.93E+00
2.01E+00
2.01E+00
2.01E+00
2.01E+00
2.01E+00
2.09E+00
2.09E+00
2.09E+00
2.09E+00
2.17E+00
2.09E+00
2.09E+00
2.09E+00
2.09E+00
2.17E+00
2.17E+00
2.17E+00
2.25E+00
2.25E+00
2.17E+00
2.25E+00
2.17E+00
2.25E+00
2.25E+00
2.25E+00
2.25E+00
2.33E+00
2.33E+00
2.33E+00
2.33E+00
2.33E+00
2.33E+00
2.41E+00
2.41E+00
2.33E+00
2.33E+00
2.41E+00
2.49E+00
2.49E+00
2.41E+00
2.49E+00
2.49E+00
2.49E+00
2.49E+00
2.49E+00
2.49E+00
2.49E+00
2.49E+00
2.57E+00
2.49E+00
2.57E+00
2.57E+00
2.57E+00
2.49E+00
2.57E+00
2.57E+00
2.57E+00
2.57E+00
2.57E+00
2.57E+00
2.57E+00
2.65E+00
2.65E+00
2.65E+00
2.65E+00
2.65E+00
2.73E+00
2.65E+00
2.73E+00
2.73E+00
2.73E+00
2.73E+00
2.73E+00
2.81E+00
2.65E+00
2.73E+00
2.73E+00
2.73E+00
2.65E+00
2.73E+00
2.81E+00
2.73E+00
2.81E+00
2.81E+00
2.81E+00
2.81E+00
2.81E+00
2.81E+00
2.81E+00
2.89E+00
2.81E+00
2.89E+00
2.81E+00
2.89E+00
2.89E+00
2.81E+00
2.89E+00
2.89E+00
2.89E+00
2.81E+00
2.81E+00
2.89E+00
2.89E+00
2.81E+00
2.89E+00
2.89E+00
2.89E+00
2.97E+00
2.97E+00
2.89E+00
2.89E+00
2.89E+00
2.89E+00
2.89E+00
2.89E+00
2.89E+00
2.97E+00
2.89E+00
2.89E+00
2.89E+00
2.89E+00
2.89E+00
2.89E+00
2.97E+00
2.97E+00
2.97E+00
2.97E+00
2.89E+00
2.97E+00
2.97E+00
2.97E+00
2.89E+00
2.97E+00
2.97E+00
2.97E+00
2.97E+00
2.89E+00
2.81E+00
2.89E+00
2.97E+00
2.89E+00
2.97E+00
2.97E+00
2.97E+00
2.97E+00
2.89E+00
2.97E+00
2.89E+00
2.89E+00
2.89E+00
2.89E+00
2.89E+00
2.89E+00
2.89E+00
2.89E+00
2.89E+00
2.89E+00
2.89E+00
2.89E+00
2.89E+00
2.89E+00
2.97E+00
2.89E+00
2.81E+00
2.89E+00
2.81E+00
2.89E+00
2.89E+00
2.81E+00
2.81E+00
2.89E+00
2.89E+00
2.81E+00
2.81E+00
2.81E+00
2.81E+00
2.81E+00
2.89E+00
2.89E+00
2.89E+00
2.73E+00
2.81E+00
2.73E+00
2.73E+00
2.81E+00
2.81E+00
2.81E+00
2.81E+00
2.73E+00
2.73E+00
2.73E+00
2.73E+00
2.65E+00
2.65E+00
2.81E+00
2.73E+00
2.73E+00
2.65E+00
2.65E+00
2.65E+00
2.65E+00
2.65E+00
2.65E+00
2.65E+00
2.65E+00
2.65E+00
2.57E+00
2.57E+00
2.57E+00
2.57E+00
2.57E+00
2.57E+00
2.57E+00
2.49E+00
2.57E+00
2.57E+00
2.57E+00
2.49E+00
2.57E+00
2.57E+00
2.41E+00
2.41E+00
2.49E+00
2.49E+00
2.49E+00
2.41E+00
2.41E+00
2.41E+00
2.41E+00
2.41E+00
2.41E+00
2.41E+00
2.33E+00
2.33E+00
2.33E+00
2.41E+00
2.33E+00
2.25E+00
2.33E+00
2.25E+00
2.25E+00
2.25E+00
2.25E+00
2.25E+00
2.17E+00
2.17E+00
2.17E+00
2.17E+00
2.17E+00
2.17E+00
2.09E+00
2.09E+00
2.01E+00
2.09E+00
2.09E+00
2.09E+00
2.01E+00
2.09E+00
2.09E+00
1.93E+00
2.09E+00
1.93E+00
2.01E+00
2.01E+00
2.01E+00
1.85E+00
1.93E+00
1.85E+00
1.85E+00
1.85E+00
1.85E+00
1.85E+00
1.77E+00
1.85E+00
1.77E+00
1.77E+00
1.77E+00
1.77E+00
1.77E+00
1.77E+00
1.69E+00
1.69E+00
1.69E+00
1.61E+00
1.69E+00
1.69E+00
1.61E+00
1.61E+00
1.61E+00
1.61E+00
1.61E+00
1.61E+00
1.53E+00
1.53E+00
1.45E+00
1.53E+00
1.45E+00
1.45E+00
1.45E+00
1.45E+00
1.45E+00
1.37E+00
1.37E+00
1.45E+00
1.37E+00
1.37E+00
1.29E+00
1.29E+00
1.29E+00
1.29E+00
1.29E+00
1.21E+00
1.21E+00
1.29E+00
1.13E+00
1.13E+00
1.13E+00
1.13E+00
1.13E+00
1.13E+00
1.05E+00
1.05E+00
1.05E+00
1.05E+00
1.05E+00
9.65E-01
8.84E-01
9.65E-01
9.65E-01
9.65E-01
9.65E-01
8.84E-01
8.04E-01
8.84E-01
8.84E-01
8.84E-01
8.04E-01
7.24E-01
8.04E-01
7.24E-01
7.24E-01
7.24E-01
6.43E-01
5.63E-01
5.63E-01
6.43E-01
6.43E-01
4.82E-01
5.63E-01
4.82E-01
4.82E-01
4.82E-01
5.63E-01
4.82E-01
5.63E-01
4.82E-01
4.82E-01
4.82E-01
4.02E-01
4.82E-01
4.82E-01
4.02E-01
4.02E-01
4.02E-01
4.02E-01
4.82E-01
4.02E-01
4.02E-01
4.02E-01
4.82E-01
4.02E-01
4.02E-01
4.02E-01
4.02E-01
4.02E-01
4.02E-01
3.22E-01
3.22E-01
3.22E-01
4.02E-01
4.02E-01
3.22E-01
3.22E-01
3.22E-01
4.02E-01
4.02E-01
3.22E-01
3.22E-01
4.02E-01
4.02E-01
3.22E-01
4.02E-01
4.02E-01
3.22E-01
3.22E-01
3.22E-01
3.22E-01
3.22E-01
4.02E-01
4.02E-01
4.02E-01
4.02E-01
3.22E-01
3.22E-01
4.02E-01
4.02E-01
3.22E-01
4.02E-01
4.02E-01
4.02E-01
3.22E-01
3.22E-01
3.22E-01
3.22E-01
4.02E-01
3.22E-01
3.22E-01
4.02E-01
3.22E-01
3.22E-01
4.02E-01
3.22E-01
3.22E-01
2.41E-01
3.22E-01
3.22E-01
3.22E-01
3.22E-01
3.22E-01
3.22E-01
3.22E-01
4.02E-01
3.22E-01
2.41E-01
3.22E-01
4.02E-01
3.22E-01
3.22E-01
3.22E-01
3.22E-01
3.22E-01
3.22E-01
4.02E-01
3.22E-01
4.02E-01
2.41E-01
3.22E-01
3.22E-01
3.22E-01
3.22E-01
3.22E-01
2.41E-01
2.41E-01
3.22E-01
3.22E-01
3.22E-01
4.02E-01
3.22E-01
3.22E-01
4.02E-01
3.22E-01
3.22E-01
3.22E-01
3.22E-01
3.22E-01
3.22E-01
2.41E-01
2.41E-01
3.22E-01
2.41E-01
3.22E-01
3.22E-01
3.22E-01
2.41E-01
2.41E-01
3.22E-01
3.22E-01
2.41E-01
2.41E-01
3.22E-01
3.22E-01
3.22E-01
3.22E-01
3.22E-01
3.22E-01
2.41E-01
3.22E-01
3.22E-01
3.22E-01
3.22E-01
2.41E-01
2.41E-01
3.22E-01
2.41E-01
3.22E-01
2.41E-01
3.22E-01
3.22E-01
3.22E-01
3.22E-01
3.22E-01
3.22E-01
2.41E-01
3.22E-01
3.22E-01
3.22E-01
2.41E-01
3.22E-01
3.22E-01
3.22E-01
3.22E-01
3.22E-01
3.22E-01
2.41E-01
3.22E-01
3.22E-01
3.22E-01
3.22E-01
3.22E-01
3.22E-01
2.41E-01
2.41E-01
2.41E-01
2.41E-01
2.41E-01
3.22E-01
3.22E-01
3.22E-01
3.22E-01
3.22E-01
2.41E-01
3.22E-01
3.22E-01
3.22E-01
3.22E-01
3.22E-01
3.22E-01
3.22E-01
3.22E-01
3.22E-01
2.41E-01
2.41E-01
3.22E-01
3.22E-01
3.22E-01
2.41E-01
2.41E-01
2.41E-01
3.22E-01
3.22E-01
3.22E-01
3.22E-01
3.22E-01
3.22E-01
3.22E-01
3.22E-01
2.41E-01
3.22E-01
2.41E-01
3.22E-01
2.41E-01
2.41E-01
3.22E-01
2.41E-01
3.22E-01
2.41E-01
3.22E-01
2.41E-01
2.41E-01
3.22E-01
2.41E-01
2.41E-01
3.22E-01
2.41E-01
2.41E-01
2.41E-01
3.22E-01
3.22E-01
3.22E-01
3.22E-01
2.41E-01
3.22E-01
3.22E-01
2.41E-01
2.41E-01
2.41E-01
3.22E-01
2.41E-01
2.41E-01
3.22E-01
2.41E-01
2.41E-01
4.02E-01
3.22E-01
3.22E-01
2.41E-01
2.41E-01
3.22E-01
3.22E-01
3.22E-01
2.41E-01
3.22E-01
2.41E-01
3.22E-01
3.22E-01
2.41E-01
2.41E-01
3.22E-01
2.41E-01
3.22E-01
3.22E-01
3.22E-01
3.22E-01
2.41E-01
4.02E-01
3.22E-01
2.41E-01
3.22E-01
2.41E-01
2.41E-01
2.41E-01
3.22E-01
3.22E-01
2.41E-01
3.22E-01
2.41E-01
2.41E-01
2.41E-01
3.22E-01
2.41E-01
2.41E-01
3.22E-01
3.22E-01
3.22E-01
2.41E-01
2.41E-01
3.22E-01
2.41E-01
2.41E-01
3.22E-01
3.22E-01
3.22E-01
2.41E-01
2.41E-01
2.41E-01
3.22E-01
2.41E-01
2.41E-01
2.41E-01
3.22E-01
3.22E-01
2.41E-01
2.41E-01
2.41E-01
3.22E-01
2.41E-01
2.41E-01
2.41E-01
3.22E-01
3.22E-01
2.41E-01
3.22E-01
3.22E-01
2.41E-01
2.41E-01
2.41E-01
2.41E-01
2.41E-01
3.22E-01
2.41E-01
3.22E-01
2.41E-01
4.02E-01
2.41E-01
3.22E-01
3.22E-01
2.41E-01
3.22E-01
2.41E-01
2.41E-01
3.22E-01
3.22E-01
2.41E-01
2.41E-01
3.22E-01
2.41E-01
3.22E-01
2.41E-01
3.22E-01
2.41E-01
3.22E-01
2.41E-01
3.22E-01
2.41E-01
3.22E-01
2.41E-01
2.41E-01
3.22E-01
2.41E-01
2.41E-01
2.41E-01
3.22E-01
3.22E-01
3.22E-01
3.22E-01
3.22E-01
2.41E-01
3.22E-01
2.41E-01
2.41E-01
3.22E-01
3.22E-01
3.22E-01
2.41E-01
3.22E-01
3.22E-01
2.41E-01
2.41E-01
2.41E-01
3.22E-01
2.41E-01
2.41E-01
3.22E-01
3.22E-01
2.41E-01
3.22E-01
3.22E-01
3.22E-01
2.41E-01
3.22E-01
2.41E-01
2.41E-01
3.22E-01
3.22E-01
3.22E-01
2.41E-01
3.22E-01
2.41E-01
2.41E-01
2.41E-01
2.41E-01
2.41E-01
2.41E-01
3.22E-01
3.22E-01
2.41E-01
3.22E-01
2.41E-01
2.41E-01
3.22E-01
3.22E-01
3.22E-01
2.41E-01
3.22E-01
3.22E-01
2.41E-01
3.22E-01
2.41E-01
3.22E-01
3.22E-01
3.22E-01
3.22E-01
3.22E-01
3.22E-01
2.41E-01
2.41E-01
3.22E-01
3.22E-01
3.22E-01
3.22E-01
3.22E-01
3.22E-01
2.41E-01
3.22E-01
3.22E-01
3.22E-01
2.41E-01
3.22E-01
3.22E-01
4.02E-01
3.22E-01
2.41E-01
2.41E-01
3.22E-01
3.22E-01
3.22E-01
3.22E-01
4.02E-01
3.22E-01
2.41E-01
4.02E-01
2.41E-01
2.41E-01
3.22E-01
3.22E-01
3.22E-01
2.41E-01
2.41E-01
3.22E-01
3.22E-01
3.22E-01
3.22E-01
3.22E-01
4.02E-01
3.22E-01
4.02E-01
3.22E-01
3.22E-01
3.22E-01
3.22E-01
3.22E-01
3.22E-01
3.22E-01
3.22E-01
3.22E-01
3.22E-01
3.22E-01
3.22E-01
2.41E-01
3.22E-01
2.41E-01
3.22E-01
3.22E-01
3.22E-01
3.22E-01
3.22E-01
4.02E-01
3.22E-01
3.22E-01
3.22E-01
4.02E-01
3.22E-01
3.22E-01
3.22E-01
3.22E-01
3.22E-01
3.22E-01
3.22E-01
4.02E-01
3.22E-01
3.22E-01
3.22E-01
3.22E-01
3.22E-01
4.02E-01
3.22E-01
3.22E-01
3.22E-01
3.22E-01
4.02E-01
4.02E-01
3.22E-01
3.22E-01
3.22E-01
3.22E-01
4.02E-01
3.22E-01
4.02E-01
3.22E-01
3.22E-01
3.22E-01
3.22E-01
3.22E-01
4.02E-01
3.22E-01
3.22E-01
4.02E-01
3.22E-01
3.22E-01
3.22E-01
4.02E-01
4.02E-01
4.02E-01
4.02E-01
4.02E-01
4.82E-01
4.02E-01
3.22E-01
4.02E-01
3.22E-01
4.02E-01
3.22E-01
4.02E-01
4.02E-01
3.22E-01
3.22E-01
4.02E-01
4.02E-01
4.02E-01
4.02E-01
4.02E-01
4.02E-01
4.02E-01
4.02E-01
4.02E-01
4.02E-01
4.02E-01
4.82E-01
4.02E-01
4.82E-01
4.02E-01
4.02E-01
4.82E-01
4.82E-01
4.02E-01
5.63E-01
4.82E-01
4.82E-01
4.82E-01
5.63E-01
4.82E-01
4.82E-01
4.82E-01
5.63E-01
4.82E-01
5.63E-01
5.63E-01
5.63E-01
6.43E-01
6.43E-01
6.43E-01
6.43E-01
6.43E-01
6.43E-01
7.24E-01
8.04E-01
8.04E-01
8.04E-01
8.04E-01
8.04E-01
8.84E-01
8.04E-01
8.84E-01
8.84E-01
8.84E-01
9.65E-01
9.65E-01
9.65E-01
9.65E-01
9.65E-01
9.65E-01
1.05E+00
1.05E+00
1.05E+00
1.13E+00
1.13E+00
1.05E+00
1.13E+00
1.13E+00
1.13E+00
1.13E+00
1.21E+00
1.21E+00
1.21E+00
1.29E+00
1.21E+00
1.29E+00
1.21E+00
1.29E+00
1.29E+00
1.37E+00
1.37E+00
1.45E+00
1.37E+00
1.37E+00
1.45E+00
1.45E+00
1.53E+00
1.45E+00
1.45E+00
1.45E+00
1.53E+00
1.53E+00
1.53E+00
1.53E+00
1.53E+00
1.69E+00
1.61E+00
1.69E+00
1.61E+00
1.69E+00
1.69E+00
1.69E+00
1.69E+00
1.69E+00
1.69E+00
1.77E+00
1.77E+00
1.85E+00
1.77E+00
1.85E+00
1.85E+00
1.85E+00
1.85E+00
1.93E+00
1.85E+00
1.85E+00
1.93E+00
1.93E+00
1.93E+00
1.93E+00
1.93E+00
2.01E+00
2.09E+00
2.01E+00
2.01E+00
2.09E+00
2.01E+00
2.09E+00
2.17E+00
2.09E+00
2.17E+00
2.09E+00
2.17E+00
2.17E+00
2.25E+00
2.17E+00
2.17E+00
2.17E+00
2.17E+00
2.25E+00
2.25E+00
2.33E+00
2.25E+00
2.33E+00
2.33E+00
2.33E+00
2.33E+00
2.33E+00
2.33E+00
2.33E+00
2.41E+00
2.49E+00
2.41E+00
2.41E+00
2.41E+00
2.41E+00
2.49E+00
2.41E+00
2.41E+00
2.57E+00
2.41E+00
2.49E+00
2.49E+00
2.49E+00
2.49E+00
2.57E+00
2.49E+00
2.49E+00
2.57E+00
2.57E+00
2.49E+00
2.57E+00
2.57E+00
2.49E+00
2.65E+00
2.65E+00
2.57E+00
2.65E+00
2.65E+00
2.57E+00
2.65E+00
2.73E+00
2.65E+00
2.65E+00
2.73E+00
2.73E+00
2.65E+00
2.73E+00
2.65E+00
2.81E+00
2.73E+00
2.65E+00
2.73E+00
2.81E+00
2.81E+00
2.81E+00
2.73E+00
2.81E+00
2.81E+00
2.73E+00
2.81E+00
2.73E+00
2.81E+00
2.81E+00
2.81E+00
2.81E+00
2.81E+00
2.89E+00
2.81E+00
2.81E+00
2.89E+00
2.81E+00
2.89E+00
2.89E+00
2.89E+00
2.81E+00
2.89E+00
2.89E+00
2.81E+00
2.89E+00
2.81E+00
2.89E+00
2.81E+00
2.89E+00
2.81E+00
2.89E+00
2.89E+00
2.89E+00
2.89E+00
2.97E+00
2.81E+00
2.89E+00
2.81E+00
2.89E+00
2.97E+00
2.89E+00
2.89E+00
2.97E+00
2.97E+00
2.89E+00
2.89E+00
2.97E+00
2.97E+00
2.97E+00
2.89E+00
2.97E+00
2.81E+00
2.97E+00
2.89E+00
2.97E+00
2.89E+00
2.89E+00
2.97E+00
2.89E+00
2.97E+00
2.89E+00
2.89E+00
2.89E+00
2.89E+00
2.89E+00
2.97E+00
2.97E+00
2.97E+00
2.89E+00
2.97E+00
2.89E+00
2.89E+00
2.89E+00
2.89E+00
2.89E+00
2.89E+00
2.97E+00
2.97E+00
2.89E+00
2.89E+00
2.89E+00
2.89E+00
2.89E+00
2.97E+00
2.89E+00
2.81E+00
2.89E+00
2.89E+00
2.81E+00
2.89E+00
2.89E+00
2.89E+00
2.89E+00
2.81E+00
2.81E+00
2.81E+00
2.81E+00
2.81E+00
2.89E+00
2.81E+00
2.81E+00
2.81E+00
2.81E+00
2.81E+00
2.73E+00
2.81E+00
2.81E+00
2.73E+00
2.81E+00
2.81E+00
2.81E+00
2.81E+00
2.73E+00
2.73E+00
2.81E+00
2.73E+00
2.73E+00
2.73E+00
2.73E+00
2.81E+00
2.73E+00
2.65E+00
2.65E+00
2.65E+00
2.65E+00
2.65E+00
2.65E+00
2.65E+00
2.65E+00
2.65E+00
2.57E+00
2.65E+00
2.57E+00
2.49E+00
2.57E+00
2.49E+00
2.57E+00
2.57E+00
2.49E+00
2.49E+00
2.57E+00
2.57E+00
2.57E+00
2.49E+00
2.49E+00
2.49E+00
2.49E+00
2.49E+00
2.49E+00
2.41E+00
2.41E+00
2.49E+00
2.33E+00
2.33E+00
2.33E+00
2.41E+00
2.41E+00
2.33E+00
2.33E+00
2.33E+00
2.33E+00
2.25E+00
2.33E+00
2.33E+00
2.25E+00
2.25E+00
2.25E+00
2.25E+00
2.17E+00
2.09E+00
2.17E+00
2.17E+00
2.17E+00
2.09E+00
2.17E+00
2.17E+00
2.17E+00
2.09E+00
2.09E+00
2.09E+00
2.01E+00
2.09E+00
2.09E+00
2.09E+00
2.09E+00
2.01E+00
1.93E+00
2.01E+00
2.01E+00
1.93E+00
1.93E+00
1.93E+00
1.93E+00
1.93E+00
1.85E+00
1.85E+00
1.77E+00
1.85E+00
1.85E+00
1.77E+00
1.77E+00
1.77E+00
1.77E+00
1.77E+00
1.69E+00
1.69E+00
1.69E+00
1.69E+00
1.69E+00
1.61E+00
1.61E+00
1.61E+00
1.61E+00
1.53E+00
1.61E+00
1.53E+00
1.53E+00
1.45E+00
1.53E+00
1.45E+00
1.45E+00
1.45E+00
1.45E+00
1.45E+00
1.37E+00
1.45E+00
1.37E+00
1.37E+00
1.37E+00
1.29E+00
1.21E+00
1.29E+00
1.29E+00
1.29E+00
1.21E+00
1.21E+00
1.29E+00
1.21E+00
1.13E+00
1.21E+00
1.21E+00
1.13E+00
1.13E+00
1.13E+00
1.05E+00
1.05E+00
1.05E+00
1.05E+00
9.65E-01
9.65E-01
9.65E-01
9.65E-01
9.65E-01
8.84E-01
8.84E-01
8.04E-01
8.04E-01
8.84E-01
8.04E-01
8.04E-01
8.04E-01
7.24E-01
7.24E-01
6.43E-01
8.04E-01
7.24E-01
6.43E-01
7.24E-01
6.43E-01
5.63E-01
6.43E-01
5.63E-01
5.63E-01
5.63E-01
6.43E-01
4.82E-01
5.63E-01
4.82E-01
4.82E-01
4.02E-01
4.82E-01
4.02E-01
4.82E-01
4.82E-01
4.82E-01
4.82E-01
4.02E-01
4.02E-01
4.02E-01
4.02E-01
4.02E-01
4.02E-01
4.02E-01
4.02E-01
4.02E-01
4.02E-01
4.02E-01
4.02E-01
4.02E-01
4.02E-01
4.02E-01
4.02E-01
3.22E-01
4.02E-01
4.02E-01
4.02E-01
3.22E-01
4.02E-01
4.02E-01
3.22E-01
3.22E-01
2.41E-01
4.02E-01
3.22E-01
4.02E-01
4.02E-01
3.22E-01
3.22E-01
3.22E-01
3.22E-01
3.22E-01
4.02E-01
4.02E-01
4.02E-01
4.02E-01
3.22E-01
4.02E-01
3.22E-01
3.22E-01
3.22E-01
3.22E-01
4.02E-01
3.22E-01
4.02E-01
4.02E-01
3.22E-01
3.22E-01
3.22E-01
4.02E-01
3.22E-01
4.02E-01
3.22E-01
3.22E-01
3.22E-01
4.02E-01
3.22E-01
3.22E-01
3.22E-01
3.22E-01
3.22E-01
3.22E-01
3.22E-01
3.22E-01
4.02E-01
3.22E-01
3.22E-01
3.22E-01
3.22E-01
4.02E-01
4.02E-01
4.02E-01
3.22E-01
2.41E-01
4.02E-01
3.22E-01
3.22E-01
4.02E-01
3.22E-01
3.22E-01
3.22E-01
3.22E-01
3.22E-01
3.22E-01
3.22E-01
2.41E-01
2.41E-01
3.22E-01
3.22E-01
3.22E-01
3.22E-01
2.41E-01
3.22E-01
4.02E-01
3.22E-01
3.22E-01
3.22E-01
3.22E-01
2.41E-01
3.22E-01
3.22E-01
2.41E-01
3.22E-01
3.22E-01
3.22E-01
4.02E-01
3.22E-01
3.22E-01
3.22E-01
3.22E-01
2.41E-01
3.22E-01
3.22E-01
3.22E-01
3.22E-01
3.22E-01
3.22E-01
3.22E-01
3.22E-01
2.41E-01
3.22E-01
3.22E-01
3.22E-01
2.41E-01
3.22E-01
4.02E-01
3.22E-01
3.22E-01
3.22E-01
3.22E-01
2.41E-01
3.22E-01
3.22E-01
3.22E-01
3.22E-01
3.22E-01
2.41E-01
3.22E-01
3.22E-01
3.22E-01
3.22E-01
2.41E-01
3.22E-01
3.22E-01
3.22E-01
3.22E-01
3.22E-01
3.22E-01
2.41E-01
2.41E-01
2.41E-01
2.41E-01
3.22E-01
2.41E-01
3.22E-01
3.22E-01
3.22E-01
3.22E-01
3.22E-01
3.22E-01
3.22E-01
3.22E-01
2.41E-01
3.22E-01
3.22E-01
2.41E-01
3.22E-01
3.22E-01
3.22E-01
3.22E-01
2.41E-01
3.22E-01
3.22E-01
2.41E-01
3.22E-01
3.22E-01
3.22E-01
2.41E-01
3.22E-01
2.41E-01
3.22E-01
3.22E-01
3.22E-01
2.41E-01
3.22E-01
3.22E-01
3.22E-01
3.22E-01
2.41E-01
2.41E-01
3.22E-01
3.22E-01
2.41E-01
3.22E-01
3.22E-01
3.22E-01
3.22E-01
3.22E-01
3.22E-01
2.41E-01
2.41E-01
2.41E-01
2.41E-01
2.41E-01
2.41E-01
2.41E-01
2.41E-01
3.22E-01
3.22E-01
2.41E-01
3.22E-01
3.22E-01
3.22E-01
2.41E-01
3.22E-01
3.22E-01
2.41E-01
3.22E-01
2.41E-01
2.41E-01
2.41E-01
3.22E-01
3.22E-01
3.22E-01
3.22E-01
2.41E-01
2.41E-01
3.22E-01
3.22E-01
3.22E-01
2.41E-01
2.41E-01
2.41E-01
2.41E-01
3.22E-01
2.41E-01
2.41E-01
3.22E-01
1.61E-01
2.41E-01
3.22E-01
2.41E-01
3.22E-01
2.41E-01
2.41E-01
2.41E-01
2.41E-01
2.41E-01
3.22E-01
2.41E-01
2.41E-01
2.41E-01
2.41E-01
2.41E-01
2.41E-01
2.41E-01
2.41E-01
2.41E-01
2.41E-01
2.41E-01
2.41E-01
3.22E-01
2.41E-01
2.41E-01
2.41E-01
2.41E-01
3.22E-01
3.22E-01
3.22E-01
3.22E-01
3.22E-01
2.41E-01
3.22E-01
2.41E-01
2.41E-01
3.22E-01
2.41E-01
2.41E-01
2.41E-01
2.41E-01
2.41E-01
2.41E-01
2.41E-01
2.41E-01
2.41E-01
3.22E-01
2.41E-01
3.22E-01
2.41E-01
1.61E-01
2.41E-01
2.41E-01
3.22E-01
3.22E-01
2.41E-01
2.41E-01
2.41E-01
3.22E-01
2.41E-01
2.41E-01
3.22E-01
2.41E-01
2.41E-01
2.41E-01
2.41E-01
3.22E-01
2.41E-01
3.22E-01
3.22E-01
3.22E-01
2.41E-01
2.41E-01
3.22E-01
3.22E-01
2.41E-01
3.22E-01
2.41E-01
3.22E-01
2.41E-01
2.41E-01
2.41E-01
3.22E-01
3.22E-01
2.41E-01
3.22E-01
2.41E-01
2.41E-01
3.22E-01
3.22E-01
3.22E-01
3.22E-01
3.22E-01
2.41E-01
2.41E-01
2.41E-01
2.41E-01
3.22E-01
2.41E-01
2.41E-01
3.22E-01
4.02E-01
2.41E-01
2.41E-01
2.41E-01
3.22E-01
2.41E-01
2.41E-01
3.22E-01
3.22E-01
3.22E-01
2.41E-01
2.41E-01
2.41E-01
3.22E-01
2.41E-01
3.22E-01
2.41E-01
2.41E-01
2.41E-01
3.22E-01
3.22E-01
3.22E-01
3.22E-01
3.22E-01
2.41E-01
1.61E-01
3.22E-01
2.41E-01
3.22E-01
2.41E-01
3.22E-01
2.41E-01
3.22E-01
3.22E-01
3.22E-01
2.41E-01
3.22E-01
3.22E-01
2.41E-01
3.22E-01
3.22E-01
2.41E-01
3.22E-01
2.41E-01
2.41E-01
3.22E-01
2.41E-01
2.41E-01
2.41E-01
3.22E-01
2.41E-01
3.22E-01
3.22E-01
3.22E-01
3.22E-01
3.22E-01
3.22E-01
2.41E-01
3.22E-01
3.22E-01
3.22E-01
3.22E-01
2.41E-01
3.22E-01
3.22E-01
3.22E-01
3.22E-01
3.22E-01
3.22E-01
3.22E-01
3.22E-01
3.22E-01
3.22E-01
2.41E-01
3.22E-01
3.22E-01
4.02E-01
3.22E-01
3.22E-01
2.41E-01
3.22E-01
3.22E-01
3.22E-01
3.22E-01
2.41E-01
3.22E-01
3.22E-01
3.22E-01
2.41E-01
3.22E-01
2.41E-01
2.41E-01
2.41E-01
3.22E-01
3.22E-01
4.02E-01
2.41E-01
3.22E-01
3.22E-01
3.22E-01
2.41E-01
3.22E-01
3.22E-01
2.41E-01
3.22E-01
3.22E-01
3.22E-01
3.22E-01
3.22E-01
3.22E-01
3.22E-01
3.22E-01
3.22E-01
3.22E-01
3.22E-01
3.22E-01
3.22E-01
3.22E-01
3.22E-01
3.22E-01
3.22E-01
3.22E-01
3.22E-01
3.22E-01
3.22E-01
3.22E-01
3.22E-01
3.22E-01
3.22E-01
4.02E-01
3.22E-01
3.22E-01
3.22E-01
3.22E-01
3.22E-01
3.22E-01
4.02E-01
3.22E-01
3.22E-01
3.22E-01
4.02E-01
4.02E-01
3.22E-01
3.22E-01
3.22E-01
3.22E-01
3.22E-01
3.22E-01
3.22E-01
3.22E-01
3.22E-01
4.02E-01
3.22E-01
4.02E-01
3.22E-01
4.02E-01
4.02E-01
4.02E-01
4.02E-01
3.22E-01
3.22E-01
4.02E-01
4.02E-01
4.02E-01
3.22E-01
4.02E-01
4.02E-01
3.22E-01
4.02E-01
3.22E-01
4.82E-01
4.02E-01
3.22E-01
4.02E-01
4.02E-01
4.02E-01
4.02E-01
4.02E-01
4.02E-01];

%scatter(x,y,'filled')
%hold on
%scatter(x,y,'filled')
plot(t,x)
hold on
plot(t,y)
grid on
xlabel('Voltaje (V)') 
ylabel('Corriente (A)')

%xticks([0 0.45 0.5 0.55 0.6 0.65 0.7 0.75 0.8 1])
%xticklabels({'0','0.45','0.5','0.55','0.6','0.65','0.7','0.75','0.8','1'})
%yticks([0  0.0015 0.006 0.019 0.038 0.06])
